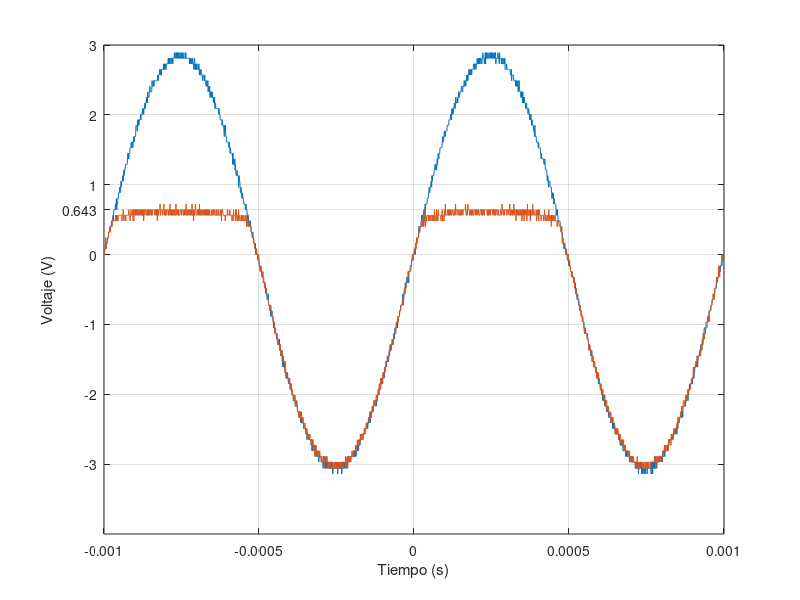

This chart was generated by the following MATLAB code:
t=[-1.00E-03
-9.99E-04
-9.98E-04
-9.97E-04
-9.96E-04
-9.95E-04
-9.94E-04
-9.93E-04
-9.92E-04
-9.91E-04
-9.90E-04
-9.89E-04
-9.88E-04
-9.87E-04
-9.86E-04
-9.85E-04
-9.84E-04
-9.83E-04
-9.82E-04
-9.81E-04
-9.80E-04
-9.79E-04
-9.78E-04
-9.77E-04
-9.76E-04
-9.75E-04
-9.74E-04
-9.73E-04
-9.72E-04
-9.71E-04
-9.70E-04
-9.69E-04
-9.68E-04
-9.67E-04
-9.66E-04
-9.65E-04
-9.64E-04
-9.63E-04
-9.62E-04
-9.61E-04
-9.60E-04
-9.59E-04
-9.58E-04
-9.57E-04
-9.56E-04
-9.55E-04
-9.54E-04
-9.53E-04
-9.52E-04
-9.51E-04
-9.50E-04
-9.49E-04
-9.48E-04
-9.47E-04
-9.46E-04
-9.45E-04
-9.44E-04
-9.43E-04
-9.42E-04
-9.41E-04
-9.40E-04
-9.39E-04
-9.38E-04
-9.37E-04
-9.36E-04
-9.35E-04
-9.34E-04
-9.33E-04
-9.32E-04
-9.31E-04
-9.30E-04
-9.29E-04
-9.28E-04
-9.27E-04
-9.26E-04
-9.25E-04
-9.24E-04
-9.23E-04
-9.22E-04
-9.21E-04
-9.20E-04
-9.19E-04
-9.18E-04
-9.17E-04
-9.16E-04
-9.15E-04
-9.14E-04
-9.13E-04
-9.12E-04
-9.11E-04
-9.10E-04
-9.09E-04
-9.08E-04
-9.07E-04
-9.06E-04
-9.05E-04
-9.04E-04
-9.03E-04
-9.02E-04
-9.01E-04
-9.00E-04
-8.99E-04
-8.98E-04
-8.97E-04
-8.96E-04
-8.95E-04
-8.94E-04
-8.93E-04
-8.92E-04
-8.91E-04
-8.90E-04
-8.89E-04
-8.88E-04
-8.87E-04
-8.86E-04
-8.85E-04
-8.84E-04
-8.83E-04
-8.82E-04
-8.81E-04
-8.80E-04
-8.79E-04
-8.78E-04
-8.77E-04
-8.76E-04
-8.75E-04
-8.74E-04
-8.73E-04
-8.72E-04
-8.71E-04
-8.70E-04
-8.69E-04
-8.68E-04
-8.67E-04
-8.66E-04
-8.65E-04
-8.64E-04
-8.63E-04
-8.62E-04
-8.61E-04
-8.60E-04
-8.59E-04
-8.58E-04
-8.57E-04
-8.56E-04
-8.55E-04
-8.54E-04
-8.53E-04
-8.52E-04
-8.51E-04
-8.50E-04
-8.49E-04
-8.48E-04
-8.47E-04
-8.46E-04
-8.45E-04
-8.44E-04
-8.43E-04
-8.42E-04
-8.41E-04
-8.40E-04
-8.39E-04
-8.38E-04
-8.37E-04
-8.36E-04
-8.35E-04
-8.34E-04
-8.33E-04
-8.32E-04
-8.31E-04
-8.30E-04
-8.29E-04
-8.28E-04
-8.27E-04
-8.26E-04
-8.25E-04
-8.24E-04
-8.23E-04
-8.22E-04
-8.21E-04
-8.20E-04
-8.19E-04
-8.18E-04
-8.17E-04
-8.16E-04
-8.15E-04
-8.14E-04
-8.13E-04
-8.12E-04
-8.11E-04
-8.10E-04
-8.09E-04
-8.08E-04
-8.07E-04
-8.06E-04
-8.05E-04
-8.04E-04
-8.03E-04
-8.02E-04
-8.01E-04
-8.00E-04
-7.99E-04
-7.98E-04
-7.97E-04
-7.96E-04
-7.95E-04
-7.94E-04
-7.93E-04
-7.92E-04
-7.91E-04
-7.90E-04
-7.89E-04
-7.88E-04
-7.87E-04
-7.86E-04
-7.85E-04
-7.84E-04
-7.83E-04
-7.82E-04
-7.81E-04
-7.80E-04
-7.79E-04
-7.78E-04
-7.77E-04
-7.76E-04
-7.75E-04
-7.74E-04
-7.73E-04
-7.72E-04
-7.71E-04
-7.70E-04
-7.69E-04
-7.68E-04
-7.67E-04
-7.66E-04
-7.65E-04
-7.64E-04
-7.63E-04
-7.62E-04
-7.61E-04
-7.60E-04
-7.59E-04
-7.58E-04
-7.57E-04
-7.56E-04
-7.55E-04
-7.54E-04
-7.53E-04
-7.52E-04
-7.51E-04
-7.50E-04
-7.49E-04
-7.48E-04
-7.47E-04
-7.46E-04
-7.45E-04
-7.44E-04
-7.43E-04
-7.42E-04
-7.41E-04
-7.40E-04
-7.39E-04
-7.38E-04
-7.37E-04
-7.36E-04
-7.35E-04
-7.34E-04
-7.33E-04
-7.32E-04
-7.31E-04
-7.30E-04
-7.29E-04
-7.28E-04
-7.27E-04
-7.26E-04
-7.25E-04
-7.24E-04
-7.23E-04
-7.22E-04
-7.21E-04
-7.20E-04
-7.19E-04
-7.18E-04
-7.17E-04
-7.16E-04
-7.15E-04
-7.14E-04
-7.13E-04
-7.12E-04
-7.11E-04
-7.10E-04
-7.09E-04
-7.08E-04
-7.07E-04
-7.06E-04
-7.05E-04
-7.04E-04
-7.03E-04
-7.02E-04
-7.01E-04
-7.00E-04
-6.99E-04
-6.98E-04
-6.97E-04
-6.96E-04
-6.95E-04
-6.94E-04
-6.93E-04
-6.92E-04
-6.91E-04
-6.90E-04
-6.89E-04
-6.88E-04
-6.87E-04
-6.86E-04
-6.85E-04
-6.84E-04
-6.83E-04
-6.82E-04
-6.81E-04
-6.80E-04
-6.79E-04
-6.78E-04
-6.77E-04
-6.76E-04
-6.75E-04
-6.74E-04
-6.73E-04
-6.72E-04
-6.71E-04
-6.70E-04
-6.69E-04
-6.68E-04
-6.67E-04
-6.66E-04
-6.65E-04
-6.64E-04
-6.63E-04
-6.62E-04
-6.61E-04
-6.60E-04
-6.59E-04
-6.58E-04
-6.57E-04
-6.56E-04
-6.55E-04
-6.54E-04
-6.53E-04
-6.52E-04
-6.51E-04
-6.50E-04
-6.49E-04
-6.48E-04
-6.47E-04
-6.46E-04
-6.45E-04
-6.44E-04
-6.43E-04
-6.42E-04
-6.41E-04
-6.40E-04
-6.39E-04
-6.38E-04
-6.37E-04
-6.36E-04
-6.35E-04
-6.34E-04
-6.33E-04
-6.32E-04
-6.31E-04
-6.30E-04
-6.29E-04
-6.28E-04
-6.27E-04
-6.26E-04
-6.25E-04
-6.24E-04
-6.23E-04
-6.22E-04
-6.21E-04
-6.20E-04
-6.19E-04
-6.18E-04
-6.17E-04
-6.16E-04
-6.15E-04
-6.14E-04
-6.13E-04
-6.12E-04
-6.11E-04
-6.10E-04
-6.09E-04
-6.08E-04
-6.07E-04
-6.06E-04
-6.05E-04
-6.04E-04
-6.03E-04
-6.02E-04
-6.01E-04
-6.00E-04
-5.99E-04
-5.98E-04
-5.97E-04
-5.96E-04
-5.95E-04
-5.94E-04
-5.93E-04
-5.92E-04
-5.91E-04
-5.90E-04
-5.89E-04
-5.88E-04
-5.87E-04
-5.86E-04
-5.85E-04
-5.84E-04
-5.83E-04
-5.82E-04
-5.81E-04
-5.80E-04
-5.79E-04
-5.78E-04
-5.77E-04
-5.76E-04
-5.75E-04
-5.74E-04
-5.73E-04
-5.72E-04
-5.71E-04
-5.70E-04
-5.69E-04
-5.68E-04
-5.67E-04
-5.66E-04
-5.65E-04
-5.64E-04
-5.63E-04
-5.62E-04
-5.61E-04
-5.60E-04
-5.59E-04
-5.58E-04
-5.57E-04
-5.56E-04
-5.55E-04
-5.54E-04
-5.53E-04
-5.52E-04
-5.51E-04
-5.50E-04
-5.49E-04
-5.48E-04
-5.47E-04
-5.46E-04
-5.45E-04
-5.44E-04
-5.43E-04
-5.42E-04
-5.41E-04
-5.40E-04
-5.39E-04
-5.38E-04
-5.37E-04
-5.36E-04
-5.35E-04
-5.34E-04
-5.33E-04
-5.32E-04
-5.31E-04
-5.30E-04
-5.29E-04
-5.28E-04
-5.27E-04
-5.26E-04
-5.25E-04
-5.24E-04
-5.23E-04
-5.22E-04
-5.21E-04
-5.20E-04
-5.19E-04
-5.18E-04
-5.17E-04
-5.16E-04
-5.15E-04
-5.14E-04
-5.13E-04
-5.12E-04
-5.11E-04
-5.10E-04
-5.09E-04
-5.08E-04
-5.07E-04
-5.06E-04
-5.05E-04
-5.04E-04
-5.03E-04
-5.02E-04
-5.01E-04
-5.00E-04
-4.99E-04
-4.98E-04
-4.97E-04
-4.96E-04
-4.95E-04
-4.94E-04
-4.93E-04
-4.92E-04
-4.91E-04
-4.90E-04
-4.89E-04
-4.88E-04
-4.87E-04
-4.86E-04
-4.85E-04
-4.84E-04
-4.83E-04
-4.82E-04
-4.81E-04
-4.80E-04
-4.79E-04
-4.78E-04
-4.77E-04
-4.76E-04
-4.75E-04
-4.74E-04
-4.73E-04
-4.72E-04
-4.71E-04
-4.70E-04
-4.69E-04
-4.68E-04
-4.67E-04
-4.66E-04
-4.65E-04
-4.64E-04
-4.63E-04
-4.62E-04
-4.61E-04
-4.60E-04
-4.59E-04
-4.58E-04
-4.57E-04
-4.56E-04
-4.55E-04
-4.54E-04
-4.53E-04
-4.52E-04
-4.51E-04
-4.50E-04
-4.49E-04
-4.48E-04
-4.47E-04
-4.46E-04
-4.45E-04
-4.44E-04
-4.43E-04
-4.42E-04
-4.41E-04
-4.40E-04
-4.39E-04
-4.38E-04
-4.37E-04
-4.36E-04
-4.35E-04
-4.34E-04
-4.33E-04
-4.32E-04
-4.31E-04
-4.30E-04
-4.29E-04
-4.28E-04
-4.27E-04
-4.26E-04
-4.25E-04
-4.24E-04
-4.23E-04
-4.22E-04
-4.21E-04
-4.20E-04
-4.19E-04
-4.18E-04
-4.17E-04
-4.16E-04
-4.15E-04
-4.14E-04
-4.13E-04
-4.12E-04
-4.11E-04
-4.10E-04
-4.09E-04
-4.08E-04
-4.07E-04
-4.06E-04
-4.05E-04
-4.04E-04
-4.03E-04
-4.02E-04
-4.01E-04
-4.00E-04
-3.99E-04
-3.98E-04
-3.97E-04
-3.96E-04
-3.95E-04
-3.94E-04
-3.93E-04
-3.92E-04
-3.91E-04
-3.90E-04
-3.89E-04
-3.88E-04
-3.87E-04
-3.86E-04
-3.85E-04
-3.84E-04
-3.83E-04
-3.82E-04
-3.81E-04
-3.80E-04
-3.79E-04
-3.78E-04
-3.77E-04
-3.76E-04
-3.75E-04
-3.74E-04
-3.73E-04
-3.72E-04
-3.71E-04
-3.70E-04
-3.69E-04
-3.68E-04
-3.67E-04
-3.66E-04
-3.65E-04
-3.64E-04
-3.63E-04
-3.62E-04
-3.61E-04
-3.60E-04
-3.59E-04
-3.58E-04
-3.57E-04
-3.56E-04
-3.55E-04
-3.54E-04
-3.53E-04
-3.52E-04
-3.51E-04
-3.50E-04
-3.49E-04
-3.48E-04
-3.47E-04
-3.46E-04
-3.45E-04
-3.44E-04
-3.43E-04
-3.42E-04
-3.41E-04
-3.40E-04
-3.39E-04
-3.38E-04
-3.37E-04
-3.36E-04
-3.35E-04
-3.34E-04
-3.33E-04
-3.32E-04
-3.31E-04
-3.30E-04
-3.29E-04
-3.28E-04
-3.27E-04
-3.26E-04
-3.25E-04
-3.24E-04
-3.23E-04
-3.22E-04
-3.21E-04
-3.20E-04
-3.19E-04
-3.18E-04
-3.17E-04
-3.16E-04
-3.15E-04
-3.14E-04
-3.13E-04
-3.12E-04
-3.11E-04
-3.10E-04
-3.09E-04
-3.08E-04
-3.07E-04
-3.06E-04
-3.05E-04
-3.04E-04
-3.03E-04
-3.02E-04
-3.01E-04
-3.00E-04
-2.99E-04
-2.98E-04
-2.97E-04
-2.96E-04
-2.95E-04
-2.94E-04
-2.93E-04
-2.92E-04
-2.91E-04
-2.90E-04
-2.89E-04
-2.88E-04
-2.87E-04
-2.86E-04
-2.85E-04
-2.84E-04
-2.83E-04
-2.82E-04
-2.81E-04
-2.80E-04
-2.79E-04
-2.78E-04
-2.77E-04
-2.76E-04
-2.75E-04
-2.74E-04
-2.73E-04
-2.72E-04
-2.71E-04
-2.70E-04
-2.69E-04
-2.68E-04
-2.67E-04
-2.66E-04
-2.65E-04
-2.64E-04
-2.63E-04
-2.62E-04
-2.61E-04
-2.60E-04
-2.59E-04
-2.58E-04
-2.57E-04
-2.56E-04
-2.55E-04
-2.54E-04
-2.53E-04
-2.52E-04
-2.51E-04
-2.50E-04
-2.49E-04
-2.48E-04
-2.47E-04
-2.46E-04
-2.45E-04
-2.44E-04
-2.43E-04
-2.42E-04
-2.41E-04
-2.40E-04
-2.39E-04
-2.38E-04
-2.37E-04
-2.36E-04
-2.35E-04
-2.34E-04
-2.33E-04
-2.32E-04
-2.31E-04
-2.30E-04
-2.29E-04
-2.28E-04
-2.27E-04
-2.26E-04
-2.25E-04
-2.24E-04
-2.23E-04
-2.22E-04
-2.21E-04
-2.20E-04
-2.19E-04
-2.18E-04
-2.17E-04
-2.16E-04
-2.15E-04
-2.14E-04
-2.13E-04
-2.12E-04
-2.11E-04
-2.10E-04
-2.09E-04
-2.08E-04
-2.07E-04
-2.06E-04
-2.05E-04
-2.04E-04
-2.03E-04
-2.02E-04
-2.01E-04
-2.00E-04
-1.99E-04
-1.98E-04
-1.97E-04
-1.96E-04
-1.95E-04
-1.94E-04
-1.93E-04
-1.92E-04
-1.91E-04
-1.90E-04
-1.89E-04
-1.88E-04
-1.87E-04
-1.86E-04
-1.85E-04
-1.84E-04
-1.83E-04
-1.82E-04
-1.81E-04
-1.80E-04
-1.79E-04
-1.78E-04
-1.77E-04
-1.76E-04
-1.75E-04
-1.74E-04
-1.73E-04
-1.72E-04
-1.71E-04
-1.70E-04
-1.69E-04
-1.68E-04
-1.67E-04
-1.66E-04
-1.65E-04
-1.64E-04
-1.63E-04
-1.62E-04
-1.61E-04
-1.60E-04
-1.59E-04
-1.58E-04
-1.57E-04
-1.56E-04
-1.55E-04
-1.54E-04
-1.53E-04
-1.52E-04
-1.51E-04
-1.50E-04
-1.49E-04
-1.48E-04
-1.47E-04
-1.46E-04
-1.45E-04
-1.44E-04
-1.43E-04
-1.42E-04
-1.41E-04
-1.40E-04
-1.39E-04
-1.38E-04
-1.37E-04
-1.36E-04
-1.35E-04
-1.34E-04
-1.33E-04
-1.32E-04
-1.31E-04
-1.30E-04
-1.29E-04
-1.28E-04
-1.27E-04
-1.26E-04
-1.25E-04
-1.24E-04
-1.23E-04
-1.22E-04
-1.21E-04
-1.20E-04
-1.19E-04
-1.18E-04
-1.17E-04
-1.16E-04
-1.15E-04
-1.14E-04
-1.13E-04
-1.12E-04
-1.11E-04
-1.10E-04
-1.09E-04
-1.08E-04
-1.07E-04
-1.06E-04
-1.05E-04
-1.04E-04
-1.03E-04
-1.02E-04
-1.01E-04
-1.00E-04
-9.90E-05
-9.80E-05
-9.70E-05
-9.60E-05
-9.50E-05
-9.40E-05
-9.30E-05
-9.20E-05
-9.10E-05
-9.00E-05
-8.90E-05
-8.80E-05
-8.70E-05
-8.60E-05
-8.50E-05
-8.40E-05
-8.30E-05
-8.20E-05
-8.10E-05
-8.00E-05
-7.90E-05
-7.80E-05
-7.70E-05
-7.60E-05
-7.50E-05
-7.40E-05
-7.30E-05
-7.20E-05
-7.10E-05
-7.00E-05
-6.90E-05
-6.80E-05
-6.70E-05
-6.60E-05
-6.50E-05
-6.40E-05
-6.30E-05
-6.20E-05
-6.10E-05
-6.00E-05
-5.90E-05
-5.80E-05
-5.70E-05
-5.60E-05
-5.50E-05
-5.40E-05
-5.30E-05
-5.20E-05
-5.10E-05
-5.00E-05
-4.90E-05
-4.80E-05
-4.70E-05
-4.60E-05
-4.50E-05
-4.40E-05
-4.30E-05
-4.20E-05
-4.10E-05
-4.00E-05
-3.90E-05
-3.80E-05
-3.70E-05
-3.60E-05
-3.50E-05
-3.40E-05
-3.30E-05
-3.20E-05
-3.10E-05
-3.00E-05
-2.90E-05
-2.80E-05
-2.70E-05
-2.60E-05
-2.50E-05
-2.40E-05
-2.30E-05
-2.20E-05
-2.10E-05
-2.00E-05
-1.90E-05
-1.80E-05
-1.70E-05
-1.60E-05
-1.50E-05
-1.40E-05
-1.30E-05
-1.20E-05
-1.10E-05
-1.00E-05
-9.00E-06
-8.00E-06
-7.00E-06
-6.00E-06
-5.00E-06
-4.00E-06
-3.00E-06
-2.00E-06
-1.00E-06
0.00E+00
1.00E-06
2.00E-06
3.00E-06
4.00E-06
5.00E-06
6.00E-06
7.00E-06
8.00E-06
9.00E-06
1.00E-05
1.10E-05
1.20E-05
1.30E-05
1.40E-05
1.50E-05
1.60E-05
1.70E-05
1.80E-05
1.90E-05
2.00E-05
2.10E-05
2.20E-05
2.30E-05
2.40E-05
2.50E-05
2.60E-05
2.70E-05
2.80E-05
2.90E-05
3.00E-05
3.10E-05
3.20E-05
3.30E-05
3.40E-05
3.50E-05
3.60E-05
3.70E-05
3.80E-05
3.90E-05
4.00E-05
4.10E-05
4.20E-05
4.30E-05
4.40E-05
4.50E-05
4.60E-05
4.70E-05
4.80E-05
4.90E-05
5.00E-05
5.10E-05
5.20E-05
5.30E-05
5.40E-05
5.50E-05
5.60E-05
5.70E-05
5.80E-05
5.90E-05
6.00E-05
6.10E-05
6.20E-05
6.30E-05
6.40E-05
6.50E-05
6.60E-05
6.70E-05
6.80E-05
6.90E-05
7.00E-05
7.10E-05
7.20E-05
7.30E-05
7.40E-05
7.50E-05
7.60E-05
7.70E-05
7.80E-05
7.90E-05
8.00E-05
8.10E-05
8.20E-05
8.30E-05
8.40E-05
8.50E-05
8.60E-05
8.70E-05
8.80E-05
8.90E-05
9.00E-05
9.10E-05
9.20E-05
9.30E-05
9.40E-05
9.50E-05
9.60E-05
9.70E-05
9.80E-05
9.90E-05
1.00E-04
1.01E-04
1.02E-04
1.03E-04
1.04E-04
1.05E-04
1.06E-04
1.07E-04
1.08E-04
1.09E-04
1.10E-04
1.11E-04
1.12E-04
1.13E-04
1.14E-04
1.15E-04
1.16E-04
1.17E-04
1.18E-04
1.19E-04
1.20E-04
1.21E-04
1.22E-04
1.23E-04
1.24E-04
1.25E-04
1.26E-04
1.27E-04
1.28E-04
1.29E-04
1.30E-04
1.31E-04
1.32E-04
1.33E-04
1.34E-04
1.35E-04
1.36E-04
1.37E-04
1.38E-04
1.39E-04
1.40E-04
1.41E-04
1.42E-04
1.43E-04
1.44E-04
1.45E-04
1.46E-04
1.47E-04
1.48E-04
1.49E-04
1.50E-04
1.51E-04
1.52E-04
1.53E-04
1.54E-04
1.55E-04
1.56E-04
1.57E-04
1.58E-04
1.59E-04
1.60E-04
1.61E-04
1.62E-04
1.63E-04
1.64E-04
1.65E-04
1.66E-04
1.67E-04
1.68E-04
1.69E-04
1.70E-04
1.71E-04
1.72E-04
1.73E-04
1.74E-04
1.75E-04
1.76E-04
1.77E-04
1.78E-04
1.79E-04
1.80E-04
1.81E-04
1.82E-04
1.83E-04
1.84E-04
1.85E-04
1.86E-04
1.87E-04
1.88E-04
1.89E-04
1.90E-04
1.91E-04
1.92E-04
1.93E-04
1.94E-04
1.95E-04
1.96E-04
1.97E-04
1.98E-04
1.99E-04
2.00E-04
2.01E-04
2.02E-04
2.03E-04
2.04E-04
2.05E-04
2.06E-04
2.07E-04
2.08E-04
2.09E-04
2.10E-04
2.11E-04
2.12E-04
2.13E-04
2.14E-04
2.15E-04
2.16E-04
2.17E-04
2.18E-04
2.19E-04
2.20E-04
2.21E-04
2.22E-04
2.23E-04
2.24E-04
2.25E-04
2.26E-04
2.27E-04
2.28E-04
2.29E-04
2.30E-04
2.31E-04
2.32E-04
2.33E-04
2.34E-04
2.35E-04
2.36E-04
2.37E-04
2.38E-04
2.39E-04
2.40E-04
2.41E-04
2.42E-04
2.43E-04
2.44E-04
2.45E-04
2.46E-04
2.47E-04
2.48E-04
2.49E-04
2.50E-04
2.51E-04
2.52E-04
2.53E-04
2.54E-04
2.55E-04
2.56E-04
2.57E-04
2.58E-04
2.59E-04
2.60E-04
2.61E-04
2.62E-04
2.63E-04
2.64E-04
2.65E-04
2.66E-04
2.67E-04
2.68E-04
2.69E-04
2.70E-04
2.71E-04
2.72E-04
2.73E-04
2.74E-04
2.75E-04
2.76E-04
2.77E-04
2.78E-04
2.79E-04
2.80E-04
2.81E-04
2.82E-04
2.83E-04
2.84E-04
2.85E-04
2.86E-04
2.87E-04
2.88E-04
2.89E-04
2.90E-04
2.91E-04
2.92E-04
2.93E-04
2.94E-04
2.95E-04
2.96E-04
2.97E-04
2.98E-04
2.99E-04
3.00E-04
3.01E-04
3.02E-04
3.03E-04
3.04E-04
3.05E-04
3.06E-04
3.07E-04
3.08E-04
3.09E-04
3.10E-04
3.11E-04
3.12E-04
3.13E-04
3.14E-04
3.15E-04
3.16E-04
3.17E-04
3.18E-04
3.19E-04
3.20E-04
3.21E-04
3.22E-04
3.23E-04
3.24E-04
3.25E-04
3.26E-04
3.27E-04
3.28E-04
3.29E-04
3.30E-04
3.31E-04
3.32E-04
3.33E-04
3.34E-04
3.35E-04
3.36E-04
3.37E-04
3.38E-04
3.39E-04
3.40E-04
3.41E-04
3.42E-04
3.43E-04
3.44E-04
3.45E-04
3.46E-04
3.47E-04
3.48E-04
3.49E-04
3.50E-04
3.51E-04
3.52E-04
3.53E-04
3.54E-04
3.55E-04
3.56E-04
3.57E-04
3.58E-04
3.59E-04
3.60E-04
3.61E-04
3.62E-04
3.63E-04
3.64E-04
3.65E-04
3.66E-04
3.67E-04
3.68E-04
3.69E-04
3.70E-04
3.71E-04
3.72E-04
3.73E-04
3.74E-04
3.75E-04
3.76E-04
3.77E-04
3.78E-04
3.79E-04
3.80E-04
3.81E-04
3.82E-04
3.83E-04
3.84E-04
3.85E-04
3.86E-04
3.87E-04
3.88E-04
3.89E-04
3.90E-04
3.91E-04
3.92E-04
3.93E-04
3.94E-04
3.95E-04
3.96E-04
3.97E-04
3.98E-04
3.99E-04
4.00E-04
4.01E-04
4.02E-04
4.03E-04
4.04E-04
4.05E-04
4.06E-04
4.07E-04
4.08E-04
4.09E-04
4.10E-04
4.11E-04
4.12E-04
4.13E-04
4.14E-04
4.15E-04
4.16E-04
4.17E-04
4.18E-04
4.19E-04
4.20E-04
4.21E-04
4.22E-04
4.23E-04
4.24E-04
4.25E-04
4.26E-04
4.27E-04
4.28E-04
4.29E-04
4.30E-04
4.31E-04
4.32E-04
4.33E-04
4.34E-04
4.35E-04
4.36E-04
4.37E-04
4.38E-04
4.39E-04
4.40E-04
4.41E-04
4.42E-04
4.43E-04
4.44E-04
4.45E-04
4.46E-04
4.47E-04
4.48E-04
4.49E-04
4.50E-04
4.51E-04
4.52E-04
4.53E-04
4.54E-04
4.55E-04
4.56E-04
4.57E-04
4.58E-04
4.59E-04
4.60E-04
4.61E-04
4.62E-04
4.63E-04
4.64E-04
4.65E-04
4.66E-04
4.67E-04
4.68E-04
4.69E-04
4.70E-04
4.71E-04
4.72E-04
4.73E-04
4.74E-04
4.75E-04
4.76E-04
4.77E-04
4.78E-04
4.79E-04
4.80E-04
4.81E-04
4.82E-04
4.83E-04
4.84E-04
4.85E-04
4.86E-04
4.87E-04
4.88E-04
4.89E-04
4.90E-04
4.91E-04
4.92E-04
4.93E-04
4.94E-04
4.95E-04
4.96E-04
4.97E-04
4.98E-04
4.99E-04
5.00E-04
5.01E-04
5.02E-04
5.03E-04
5.04E-04
5.05E-04
5.06E-04
5.07E-04
5.08E-04
5.09E-04
5.10E-04
5.11E-04
5.12E-04
5.13E-04
5.14E-04
5.15E-04
5.16E-04
5.17E-04
5.18E-04
5.19E-04
5.20E-04
5.21E-04
5.22E-04
5.23E-04
5.24E-04
5.25E-04
5.26E-04
5.27E-04
5.28E-04
5.29E-04
5.30E-04
5.31E-04
5.32E-04
5.33E-04
5.34E-04
5.35E-04
5.36E-04
5.37E-04
5.38E-04
5.39E-04
5.40E-04
5.41E-04
5.42E-04
5.43E-04
5.44E-04
5.45E-04
5.46E-04
5.47E-04
5.48E-04
5.49E-04
5.50E-04
5.51E-04
5.52E-04
5.53E-04
5.54E-04
5.55E-04
5.56E-04
5.57E-04
5.58E-04
5.59E-04
5.60E-04
5.61E-04
5.62E-04
5.63E-04
5.64E-04
5.65E-04
5.66E-04
5.67E-04
5.68E-04
5.69E-04
5.70E-04
5.71E-04
5.72E-04
5.73E-04
5.74E-04
5.75E-04
5.76E-04
5.77E-04
5.78E-04
5.79E-04
5.80E-04
5.81E-04
5.82E-04
5.83E-04
5.84E-04
5.85E-04
5.86E-04
5.87E-04
5.88E-04
5.89E-04
5.90E-04
5.91E-04
5.92E-04
5.93E-04
5.94E-04
5.95E-04
5.96E-04
5.97E-04
5.98E-04
5.99E-04
6.00E-04
6.01E-04
6.02E-04
6.03E-04
6.04E-04
6.05E-04
6.06E-04
6.07E-04
6.08E-04
6.09E-04
6.10E-04
6.11E-04
6.12E-04
6.13E-04
6.14E-04
6.15E-04
6.16E-04
6.17E-04
6.18E-04
6.19E-04
6.20E-04
6.21E-04
6.22E-04
6.23E-04
6.24E-04
6.25E-04
6.26E-04
6.27E-04
6.28E-04
6.29E-04
6.30E-04
6.31E-04
6.32E-04
6.33E-04
6.34E-04
6.35E-04
6.36E-04
6.37E-04
6.38E-04
6.39E-04
6.40E-04
6.41E-04
6.42E-04
6.43E-04
6.44E-04
6.45E-04
6.46E-04
6.47E-04
6.48E-04
6.49E-04
6.50E-04
6.51E-04
6.52E-04
6.53E-04
6.54E-04
6.55E-04
6.56E-04
6.57E-04
6.58E-04
6.59E-04
6.60E-04
6.61E-04
6.62E-04
6.63E-04
6.64E-04
6.65E-04
6.66E-04
6.67E-04
6.68E-04
6.69E-04
6.70E-04
6.71E-04
6.72E-04
6.73E-04
6.74E-04
6.75E-04
6.76E-04
6.77E-04
6.78E-04
6.79E-04
6.80E-04
6.81E-04
6.82E-04
6.83E-04
6.84E-04
6.85E-04
6.86E-04
6.87E-04
6.88E-04
6.89E-04
6.90E-04
6.91E-04
6.92E-04
6.93E-04
6.94E-04
6.95E-04
6.96E-04
6.97E-04
6.98E-04
6.99E-04
7.00E-04
7.01E-04
7.02E-04
7.03E-04
7.04E-04
7.05E-04
7.06E-04
7.07E-04
7.08E-04
7.09E-04
7.10E-04
7.11E-04
7.12E-04
7.13E-04
7.14E-04
7.15E-04
7.16E-04
7.17E-04
7.18E-04
7.19E-04
7.20E-04
7.21E-04
7.22E-04
7.23E-04
7.24E-04
7.25E-04
7.26E-04
7.27E-04
7.28E-04
7.29E-04
7.30E-04
7.31E-04
7.32E-04
7.33E-04
7.34E-04
7.35E-04
7.36E-04
7.37E-04
7.38E-04
7.39E-04
7.40E-04
7.41E-04
7.42E-04
7.43E-04
7.44E-04
7.45E-04
7.46E-04
7.47E-04
7.48E-04
7.49E-04
7.50E-04
7.51E-04
7.52E-04
7.53E-04
7.54E-04
7.55E-04
7.56E-04
7.57E-04
7.58E-04
7.59E-04
7.60E-04
7.61E-04
7.62E-04
7.63E-04
7.64E-04
7.65E-04
7.66E-04
7.67E-04
7.68E-04
7.69E-04
7.70E-04
7.71E-04
7.72E-04
7.73E-04
7.74E-04
7.75E-04
7.76E-04
7.77E-04
7.78E-04
7.79E-04
7.80E-04
7.81E-04
7.82E-04
7.83E-04
7.84E-04
7.85E-04
7.86E-04
7.87E-04
7.88E-04
7.89E-04
7.90E-04
7.91E-04
7.92E-04
7.93E-04
7.94E-04
7.95E-04
7.96E-04
7.97E-04
7.98E-04
7.99E-04
8.00E-04
8.01E-04
8.02E-04
8.03E-04
8.04E-04
8.05E-04
8.06E-04
8.07E-04
8.08E-04
8.09E-04
8.10E-04
8.11E-04
8.12E-04
8.13E-04
8.14E-04
8.15E-04
8.16E-04
8.17E-04
8.18E-04
8.19E-04
8.20E-04
8.21E-04
8.22E-04
8.23E-04
8.24E-04
8.25E-04
8.26E-04
8.27E-04
8.28E-04
8.29E-04
8.30E-04
8.31E-04
8.32E-04
8.33E-04
8.34E-04
8.35E-04
8.36E-04
8.37E-04
8.38E-04
8.39E-04
8.40E-04
8.41E-04
8.42E-04
8.43E-04
8.44E-04
8.45E-04
8.46E-04
8.47E-04
8.48E-04
8.49E-04
8.50E-04
8.51E-04
8.52E-04
8.53E-04
8.54E-04
8.55E-04
8.56E-04
8.57E-04
8.58E-04
8.59E-04
8.60E-04
8.61E-04
8.62E-04
8.63E-04
8.64E-04
8.65E-04
8.66E-04
8.67E-04
8.68E-04
8.69E-04
8.70E-04
8.71E-04
8.72E-04
8.73E-04
8.74E-04
8.75E-04
8.76E-04
8.77E-04
8.78E-04
8.79E-04
8.80E-04
8.81E-04
8.82E-04
8.83E-04
8.84E-04
8.85E-04
8.86E-04
8.87E-04
8.88E-04
8.89E-04
8.90E-04
8.91E-04
8.92E-04
8.93E-04
8.94E-04
8.95E-04
8.96E-04
8.97E-04
8.98E-04
8.99E-04
9.00E-04
9.01E-04
9.02E-04
9.03E-04
9.04E-04
9.05E-04
9.06E-04
9.07E-04
9.08E-04
9.09E-04
9.10E-04
9.11E-04
9.12E-04
9.13E-04
9.14E-04
9.15E-04
9.16E-04
9.17E-04
9.18E-04
9.19E-04
9.20E-04
9.21E-04
9.22E-04
9.23E-04
9.24E-04
9.25E-04
9.26E-04
9.27E-04
9.28E-04
9.29E-04
9.30E-04
9.31E-04
9.32E-04
9.33E-04
9.34E-04
9.35E-04
9.36E-04
9.37E-04
9.38E-04
9.39E-04
9.40E-04
9.41E-04
9.42E-04
9.43E-04
9.44E-04
9.45E-04
9.46E-04
9.47E-04
9.48E-04
9.49E-04
9.50E-04
9.51E-04
9.52E-04
9.53E-04
9.54E-04
9.55E-04
9.56E-04
9.57E-04
9.58E-04
9.59E-04
9.60E-04
9.61E-04
9.62E-04
9.63E-04
9.64E-04
9.65E-04
9.66E-04
9.67E-04
9.68E-04
9.69E-04
9.70E-04
9.71E-04
9.72E-04
9.73E-04
9.74E-04
9.75E-04
9.76E-04
9.77E-04
9.78E-04
9.79E-04
9.80E-04
9.81E-04
9.82E-04
9.83E-04
9.84E-04
9.85E-04
9.86E-04
9.87E-04
9.88E-04
9.89E-04
9.90E-04
9.91E-04
9.92E-04
9.93E-04
9.94E-04
9.95E-04
9.96E-04
9.97E-04
9.98E-04
9.99E-04];
x=[0.00E+00
0.00E+00
8.04E-02
8.04E-02
8.04E-02
1.61E-01
8.04E-02
8.04E-02
1.61E-01
1.61E-01
1.61E-01
2.41E-01
2.41E-01
2.41E-01
2.41E-01
3.22E-01
3.22E-01
3.22E-01
3.22E-01
3.22E-01
4.02E-01
4.02E-01
4.02E-01
4.02E-01
4.82E-01
4.82E-01
4.82E-01
4.82E-01
4.82E-01
5.63E-01
4.82E-01
5.63E-01
6.43E-01
6.43E-01
6.43E-01
6.43E-01
6.43E-01
7.24E-01
6.43E-01
7.24E-01
8.04E-01
6.43E-01
7.24E-01
7.24E-01
7.24E-01
8.04E-01
8.04E-01
8.84E-01
8.84E-01
8.84E-01
8.84E-01
9.65E-01
8.84E-01
9.65E-01
9.65E-01
1.05E+00
9.65E-01
1.05E+00
1.05E+00
1.05E+00
1.13E+00
1.05E+00
1.05E+00
1.13E+00
1.21E+00
1.13E+00
1.21E+00
1.21E+00
1.21E+00
1.29E+00
1.29E+00
1.29E+00
1.29E+00
1.29E+00
1.29E+00
1.29E+00
1.37E+00
1.45E+00
1.37E+00
1.45E+00
1.37E+00
1.45E+00
1.45E+00
1.45E+00
1.53E+00
1.53E+00
1.53E+00
1.53E+00
1.61E+00
1.53E+00
1.61E+00
1.61E+00
1.61E+00
1.53E+00
1.61E+00
1.61E+00
1.69E+00
1.69E+00
1.61E+00
1.69E+00
1.69E+00
1.69E+00
1.69E+00
1.85E+00
1.85E+00
1.85E+00
1.85E+00
1.77E+00
1.77E+00
1.93E+00
1.85E+00
1.93E+00
1.85E+00
1.85E+00
1.93E+00
1.93E+00
1.93E+00
1.93E+00
2.01E+00
1.93E+00
2.01E+00
2.01E+00
2.01E+00
2.01E+00
2.09E+00
2.09E+00
2.01E+00
2.09E+00
2.01E+00
2.09E+00
2.09E+00
2.09E+00
2.17E+00
2.09E+00
2.17E+00
2.17E+00
2.17E+00
2.25E+00
2.17E+00
2.25E+00
2.17E+00
2.33E+00
2.25E+00
2.25E+00
2.25E+00
2.25E+00
2.33E+00
2.33E+00
2.41E+00
2.33E+00
2.33E+00
2.33E+00
2.33E+00
2.33E+00
2.33E+00
2.49E+00
2.41E+00
2.41E+00
2.41E+00
2.41E+00
2.49E+00
2.41E+00
2.49E+00
2.49E+00
2.49E+00
2.49E+00
2.49E+00
2.49E+00
2.49E+00
2.49E+00
2.49E+00
2.49E+00
2.49E+00
2.57E+00
2.57E+00
2.49E+00
2.57E+00
2.57E+00
2.57E+00
2.65E+00
2.65E+00
2.57E+00
2.57E+00
2.65E+00
2.57E+00
2.57E+00
2.65E+00
2.65E+00
2.65E+00
2.65E+00
2.65E+00
2.65E+00
2.73E+00
2.65E+00
2.65E+00
2.73E+00
2.65E+00
2.65E+00
2.73E+00
2.73E+00
2.65E+00
2.73E+00
2.73E+00
2.73E+00
2.73E+00
2.73E+00
2.73E+00
2.81E+00
2.81E+00
2.73E+00
2.81E+00
2.81E+00
2.73E+00
2.81E+00
2.81E+00
2.81E+00
2.73E+00
2.73E+00
2.81E+00
2.81E+00
2.81E+00
2.81E+00
2.73E+00
2.81E+00
2.81E+00
2.81E+00
2.81E+00
2.89E+00
2.89E+00
2.81E+00
2.81E+00
2.81E+00
2.89E+00
2.81E+00
2.89E+00
2.89E+00
2.81E+00
2.89E+00
2.81E+00
2.81E+00
2.81E+00
2.89E+00
2.81E+00
2.81E+00
2.81E+00
2.89E+00
2.81E+00
2.81E+00
2.81E+00
2.89E+00
2.81E+00
2.81E+00
2.81E+00
2.89E+00
2.81E+00
2.89E+00
2.81E+00
2.81E+00
2.81E+00
2.81E+00
2.81E+00
2.81E+00
2.89E+00
2.81E+00
2.89E+00
2.81E+00
2.81E+00
2.81E+00
2.81E+00
2.81E+00
2.81E+00
2.81E+00
2.81E+00
2.81E+00
2.81E+00
2.81E+00
2.73E+00
2.81E+00
2.73E+00
2.81E+00
2.81E+00
2.73E+00
2.81E+00
2.81E+00
2.73E+00
2.73E+00
2.81E+00
2.73E+00
2.73E+00
2.73E+00
2.65E+00
2.73E+00
2.81E+00
2.73E+00
2.65E+00
2.73E+00
2.65E+00
2.73E+00
2.65E+00
2.73E+00
2.73E+00
2.65E+00
2.65E+00
2.65E+00
2.65E+00
2.65E+00
2.73E+00
2.65E+00
2.57E+00
2.65E+00
2.65E+00
2.57E+00
2.57E+00
2.65E+00
2.57E+00
2.57E+00
2.57E+00
2.57E+00
2.49E+00
2.49E+00
2.57E+00
2.57E+00
2.57E+00
2.57E+00
2.49E+00
2.57E+00
2.49E+00
2.49E+00
2.49E+00
2.41E+00
2.41E+00
2.49E+00
2.41E+00
2.41E+00
2.41E+00
2.49E+00
2.33E+00
2.41E+00
2.41E+00
2.33E+00
2.33E+00
2.41E+00
2.25E+00
2.33E+00
2.33E+00
2.25E+00
2.25E+00
2.33E+00
2.25E+00
2.33E+00
2.25E+00
2.25E+00
2.25E+00
2.17E+00
2.25E+00
2.17E+00
2.17E+00
2.25E+00
2.09E+00
2.17E+00
2.17E+00
2.09E+00
2.09E+00
2.09E+00
2.09E+00
2.09E+00
2.09E+00
2.09E+00
2.09E+00
2.09E+00
2.01E+00
2.09E+00
2.01E+00
2.01E+00
2.01E+00
1.93E+00
1.93E+00
1.93E+00
1.93E+00
1.93E+00
1.93E+00
1.85E+00
1.93E+00
1.85E+00
1.85E+00
1.85E+00
1.85E+00
1.77E+00
1.69E+00
1.85E+00
1.77E+00
1.85E+00
1.77E+00
1.69E+00
1.69E+00
1.69E+00
1.61E+00
1.61E+00
1.61E+00
1.61E+00
1.61E+00
1.61E+00
1.61E+00
1.53E+00
1.61E+00
1.53E+00
1.53E+00
1.45E+00
1.53E+00
1.45E+00
1.45E+00
1.45E+00
1.45E+00
1.45E+00
1.45E+00
1.29E+00
1.45E+00
1.29E+00
1.37E+00
1.29E+00
1.29E+00
1.29E+00
1.37E+00
1.21E+00
1.29E+00
1.21E+00
1.13E+00
1.13E+00
1.13E+00
1.21E+00
1.13E+00
1.13E+00
1.13E+00
1.13E+00
9.65E-01
1.05E+00
1.13E+00
1.05E+00
1.05E+00
9.65E-01
8.84E-01
8.84E-01
9.65E-01
8.84E-01
8.84E-01
8.04E-01
8.04E-01
8.84E-01
8.04E-01
8.04E-01
8.04E-01
7.24E-01
7.24E-01
7.24E-01
7.24E-01
7.24E-01
6.43E-01
6.43E-01
7.24E-01
6.43E-01
6.43E-01
6.43E-01
5.63E-01
5.63E-01
4.82E-01
5.63E-01
4.82E-01
4.82E-01
4.82E-01
4.82E-01
4.02E-01
4.82E-01
4.82E-01
4.02E-01
4.02E-01
3.22E-01
3.22E-01
3.22E-01
3.22E-01
2.41E-01
3.22E-01
2.41E-01
2.41E-01
1.61E-01
1.61E-01
1.61E-01
1.61E-01
8.04E-02
1.61E-01
8.04E-02
0.00E+00
8.04E-02
8.04E-02
0.00E+00
0.00E+00
0.00E+00
-8.04E-02
-8.04E-02
-8.04E-02
-8.04E-02
-8.04E-02
-1.61E-01
-1.61E-01
-1.61E-01
-2.41E-01
-2.41E-01
-2.41E-01
-2.41E-01
-2.41E-01
-3.22E-01
-3.22E-01
-3.22E-01
-3.22E-01
-3.22E-01
-3.22E-01
-4.02E-01
-4.02E-01
-4.02E-01
-4.02E-01
-4.02E-01
-4.82E-01
-4.82E-01
-5.63E-01
-4.82E-01
-5.63E-01
-5.63E-01
-6.43E-01
-6.43E-01
-6.43E-01
-6.43E-01
-5.63E-01
-7.24E-01
-7.24E-01
-7.24E-01
-7.24E-01
-8.04E-01
-7.24E-01
-7.24E-01
-8.84E-01
-8.04E-01
-8.84E-01
-8.04E-01
-8.04E-01
-8.84E-01
-8.84E-01
-8.84E-01
-9.65E-01
-1.05E+00
-9.65E-01
-9.65E-01
-1.05E+00
-1.05E+00
-1.05E+00
-1.13E+00
-1.13E+00
-1.13E+00
-1.13E+00
-1.21E+00
-1.13E+00
-1.21E+00
-1.21E+00
-1.29E+00
-1.29E+00
-1.29E+00
-1.21E+00
-1.29E+00
-1.21E+00
-1.37E+00
-1.29E+00
-1.29E+00
-1.45E+00
-1.37E+00
-1.45E+00
-1.45E+00
-1.37E+00
-1.53E+00
-1.45E+00
-1.61E+00
-1.53E+00
-1.61E+00
-1.53E+00
-1.53E+00
-1.61E+00
-1.61E+00
-1.61E+00
-1.61E+00
-1.69E+00
-1.77E+00
-1.77E+00
-1.77E+00
-1.69E+00
-1.77E+00
-1.69E+00
-1.77E+00
-1.77E+00
-1.85E+00
-1.77E+00
-1.85E+00
-1.77E+00
-1.85E+00
-1.85E+00
-1.85E+00
-1.93E+00
-1.85E+00
-1.93E+00
-1.93E+00
-2.01E+00
-2.01E+00
-2.01E+00
-2.01E+00
-2.01E+00
-2.09E+00
-2.01E+00
-2.09E+00
-2.09E+00
-2.09E+00
-2.09E+00
-2.17E+00
-2.09E+00
-2.17E+00
-2.17E+00
-2.17E+00
-2.17E+00
-2.17E+00
-2.25E+00
-2.25E+00
-2.25E+00
-2.25E+00
-2.25E+00
-2.33E+00
-2.25E+00
-2.33E+00
-2.25E+00
-2.25E+00
-2.33E+00
-2.41E+00
-2.33E+00
-2.41E+00
-2.41E+00
-2.41E+00
-2.41E+00
-2.41E+00
-2.41E+00
-2.41E+00
-2.49E+00
-2.49E+00
-2.49E+00
-2.49E+00
-2.49E+00
-2.49E+00
-2.49E+00
-2.49E+00
-2.57E+00
-2.49E+00
-2.57E+00
-2.65E+00
-2.57E+00
-2.57E+00
-2.57E+00
-2.57E+00
-2.65E+00
-2.65E+00
-2.65E+00
-2.65E+00
-2.65E+00
-2.65E+00
-2.65E+00
-2.65E+00
-2.65E+00
-2.73E+00
-2.65E+00
-2.81E+00
-2.65E+00
-2.73E+00
-2.81E+00
-2.81E+00
-2.73E+00
-2.73E+00
-2.81E+00
-2.73E+00
-2.73E+00
-2.81E+00
-2.81E+00
-2.81E+00
-2.81E+00
-2.89E+00
-2.81E+00
-2.89E+00
-2.81E+00
-2.89E+00
-2.81E+00
-2.89E+00
-2.89E+00
-2.97E+00
-2.89E+00
-2.89E+00
-2.89E+00
-2.89E+00
-2.89E+00
-2.89E+00
-2.89E+00
-2.97E+00
-2.97E+00
-2.97E+00
-2.97E+00
-2.97E+00
-2.97E+00
-3.06E+00
-2.89E+00
-2.97E+00
-2.97E+00
-2.89E+00
-2.97E+00
-2.97E+00
-2.97E+00
-3.06E+00
-2.97E+00
-3.06E+00
-2.97E+00
-2.89E+00
-2.97E+00
-3.06E+00
-3.06E+00
-2.97E+00
-2.97E+00
-2.97E+00
-3.06E+00
-3.06E+00
-3.06E+00
-3.06E+00
-2.97E+00
-3.06E+00
-3.06E+00
-3.06E+00
-2.97E+00
-3.06E+00
-3.06E+00
-3.06E+00
-3.14E+00
-3.06E+00
-3.06E+00
-3.06E+00
-3.06E+00
-3.06E+00
-2.97E+00
-3.06E+00
-3.06E+00
-3.06E+00
-3.06E+00
-3.06E+00
-2.97E+00
-3.06E+00
-2.97E+00
-3.06E+00
-3.14E+00
-2.97E+00
-2.97E+00
-3.06E+00
-3.06E+00
-3.06E+00
-2.97E+00
-3.06E+00
-3.06E+00
-3.06E+00
-3.06E+00
-2.97E+00
-3.06E+00
-3.14E+00
-3.06E+00
-3.06E+00
-2.97E+00
-3.06E+00
-2.97E+00
-2.97E+00
-2.97E+00
-3.06E+00
-2.97E+00
-3.06E+00
-2.97E+00
-2.97E+00
-2.97E+00
-2.97E+00
-3.06E+00
-2.97E+00
-2.97E+00
-3.06E+00
-2.97E+00
-2.89E+00
-2.97E+00
-2.97E+00
-2.97E+00
-2.97E+00
-2.97E+00
-2.97E+00
-2.89E+00
-2.89E+00
-2.97E+00
-2.89E+00
-2.89E+00
-2.89E+00
-2.89E+00
-2.89E+00
-2.89E+00
-2.89E+00
-2.89E+00
-2.81E+00
-2.89E+00
-2.81E+00
-2.89E+00
-2.81E+00
-2.81E+00
-2.89E+00
-2.81E+00
-2.89E+00
-2.81E+00
-2.81E+00
-2.73E+00
-2.73E+00
-2.81E+00
-2.73E+00
-2.81E+00
-2.81E+00
-2.73E+00
-2.73E+00
-2.73E+00
-2.73E+00
-2.73E+00
-2.65E+00
-2.65E+00
-2.65E+00
-2.65E+00
-2.65E+00
-2.65E+00
-2.57E+00
-2.57E+00
-2.57E+00
-2.57E+00
-2.57E+00
-2.57E+00
-2.57E+00
-2.49E+00
-2.57E+00
-2.49E+00
-2.49E+00
-2.49E+00
-2.49E+00
-2.49E+00
-2.49E+00
-2.49E+00
-2.41E+00
-2.49E+00
-2.49E+00
-2.41E+00
-2.41E+00
-2.33E+00
-2.41E+00
-2.41E+00
-2.33E+00
-2.25E+00
-2.41E+00
-2.25E+00
-2.33E+00
-2.25E+00
-2.33E+00
-2.25E+00
-2.25E+00
-2.25E+00
-2.25E+00
-2.25E+00
-2.17E+00
-2.17E+00
-2.17E+00
-2.09E+00
-2.17E+00
-2.17E+00
-2.09E+00
-2.09E+00
-2.09E+00
-2.09E+00
-2.17E+00
-2.09E+00
-2.09E+00
-2.09E+00
-2.01E+00
-2.01E+00
-2.01E+00
-1.93E+00
-2.01E+00
-1.93E+00
-1.93E+00
-1.93E+00
-1.93E+00
-1.93E+00
-1.93E+00
-1.77E+00
-1.85E+00
-1.85E+00
-1.85E+00
-1.77E+00
-1.77E+00
-1.77E+00
-1.69E+00
-1.69E+00
-1.69E+00
-1.77E+00
-1.69E+00
-1.61E+00
-1.61E+00
-1.61E+00
-1.61E+00
-1.53E+00
-1.61E+00
-1.53E+00
-1.53E+00
-1.53E+00
-1.53E+00
-1.53E+00
-1.45E+00
-1.53E+00
-1.45E+00
-1.37E+00
-1.45E+00
-1.37E+00
-1.29E+00
-1.37E+00
-1.29E+00
-1.37E+00
-1.29E+00
-1.29E+00
-1.29E+00
-1.29E+00
-1.29E+00
-1.29E+00
-1.21E+00
-1.21E+00
-1.13E+00
-1.21E+00
-1.13E+00
-1.13E+00
-1.05E+00
-1.13E+00
-1.05E+00
-1.05E+00
-9.65E-01
-1.05E+00
-9.65E-01
-9.65E-01
-1.05E+00
-9.65E-01
-9.65E-01
-8.84E-01
-8.84E-01
-8.84E-01
-8.84E-01
-8.04E-01
-8.04E-01
-8.04E-01
-7.24E-01
-7.24E-01
-7.24E-01
-7.24E-01
-7.24E-01
-7.24E-01
-7.24E-01
-5.63E-01
-7.24E-01
-6.43E-01
-6.43E-01
-5.63E-01
-4.82E-01
-4.82E-01
-4.82E-01
-4.02E-01
-4.82E-01
-4.82E-01
-4.02E-01
-4.02E-01
-3.22E-01
-3.22E-01
-4.02E-01
-3.22E-01
-4.02E-01
-3.22E-01
-4.02E-01
-2.41E-01
-2.41E-01
-2.41E-01
-2.41E-01
-1.61E-01
-1.61E-01
-1.61E-01
-1.61E-01
-1.61E-01
-8.04E-02
-8.04E-02
-8.04E-02
-8.04E-02
-8.04E-02
0.00E+00
0.00E+00
0.00E+00
0.00E+00
8.04E-02
8.04E-02
0.00E+00
1.61E-01
1.61E-01
1.61E-01
1.61E-01
1.61E-01
1.61E-01
2.41E-01
2.41E-01
2.41E-01
2.41E-01
3.22E-01
4.02E-01
3.22E-01
3.22E-01
4.02E-01
4.02E-01
4.02E-01
4.02E-01
4.82E-01
4.82E-01
5.63E-01
4.82E-01
5.63E-01
5.63E-01
5.63E-01
5.63E-01
5.63E-01
6.43E-01
5.63E-01
6.43E-01
6.43E-01
7.24E-01
6.43E-01
7.24E-01
7.24E-01
7.24E-01
7.24E-01
7.24E-01
8.04E-01
8.04E-01
8.04E-01
8.04E-01
8.84E-01
8.84E-01
9.65E-01
8.84E-01
8.84E-01
9.65E-01
9.65E-01
9.65E-01
1.05E+00
1.05E+00
9.65E-01
1.13E+00
1.05E+00
1.13E+00
1.13E+00
1.13E+00
1.13E+00
1.13E+00
1.21E+00
1.21E+00
1.21E+00
1.29E+00
1.21E+00
1.29E+00
1.29E+00
1.21E+00
1.21E+00
1.29E+00
1.37E+00
1.29E+00
1.37E+00
1.45E+00
1.45E+00
1.37E+00
1.45E+00
1.45E+00
1.45E+00
1.53E+00
1.53E+00
1.53E+00
1.53E+00
1.53E+00
1.53E+00
1.53E+00
1.61E+00
1.61E+00
1.69E+00
1.61E+00
1.61E+00
1.69E+00
1.69E+00
1.77E+00
1.69E+00
1.69E+00
1.69E+00
1.77E+00
1.77E+00
1.77E+00
1.77E+00
1.77E+00
1.85E+00
1.85E+00
1.85E+00
1.85E+00
1.85E+00
1.85E+00
1.93E+00
1.93E+00
1.93E+00
1.93E+00
1.93E+00
2.01E+00
2.01E+00
2.01E+00
1.93E+00
2.09E+00
2.01E+00
2.01E+00
2.09E+00
2.01E+00
2.09E+00
2.09E+00
2.09E+00
2.17E+00
2.17E+00
2.09E+00
2.09E+00
2.25E+00
2.17E+00
2.17E+00
2.17E+00
2.17E+00
2.25E+00
2.25E+00
2.17E+00
2.25E+00
2.25E+00
2.33E+00
2.33E+00
2.33E+00
2.25E+00
2.33E+00
2.33E+00
2.33E+00
2.33E+00
2.33E+00
2.41E+00
2.41E+00
2.41E+00
2.33E+00
2.33E+00
2.41E+00
2.41E+00
2.41E+00
2.41E+00
2.49E+00
2.41E+00
2.41E+00
2.49E+00
2.49E+00
2.41E+00
2.49E+00
2.49E+00
2.57E+00
2.49E+00
2.57E+00
2.49E+00
2.49E+00
2.57E+00
2.57E+00
2.65E+00
2.65E+00
2.57E+00
2.57E+00
2.65E+00
2.57E+00
2.65E+00
2.65E+00
2.65E+00
2.57E+00
2.65E+00
2.65E+00
2.65E+00
2.65E+00
2.65E+00
2.73E+00
2.73E+00
2.73E+00
2.73E+00
2.65E+00
2.73E+00
2.73E+00
2.73E+00
2.65E+00
2.73E+00
2.73E+00
2.73E+00
2.81E+00
2.73E+00
2.73E+00
2.73E+00
2.81E+00
2.73E+00
2.81E+00
2.73E+00
2.81E+00
2.73E+00
2.81E+00
2.81E+00
2.81E+00
2.81E+00
2.73E+00
2.73E+00
2.81E+00
2.81E+00
2.89E+00
2.81E+00
2.81E+00
2.81E+00
2.81E+00
2.73E+00
2.81E+00
2.81E+00
2.89E+00
2.73E+00
2.89E+00
2.81E+00
2.81E+00
2.89E+00
2.81E+00
2.81E+00
2.81E+00
2.89E+00
2.81E+00
2.81E+00
2.81E+00
2.81E+00
2.81E+00
2.89E+00
2.81E+00
2.89E+00
2.89E+00
2.89E+00
2.81E+00
2.89E+00
2.81E+00
2.81E+00
2.89E+00
2.89E+00
2.81E+00
2.81E+00
2.81E+00
2.89E+00
2.81E+00
2.81E+00
2.89E+00
2.89E+00
2.73E+00
2.81E+00
2.81E+00
2.81E+00
2.81E+00
2.81E+00
2.81E+00
2.89E+00
2.81E+00
2.81E+00
2.81E+00
2.73E+00
2.89E+00
2.81E+00
2.81E+00
2.81E+00
2.81E+00
2.81E+00
2.73E+00
2.81E+00
2.73E+00
2.73E+00
2.73E+00
2.81E+00
2.73E+00
2.73E+00
2.73E+00
2.81E+00
2.73E+00
2.81E+00
2.65E+00
2.65E+00
2.65E+00
2.65E+00
2.73E+00
2.73E+00
2.65E+00
2.65E+00
2.65E+00
2.65E+00
2.65E+00
2.65E+00
2.65E+00
2.65E+00
2.65E+00
2.65E+00
2.65E+00
2.57E+00
2.57E+00
2.57E+00
2.65E+00
2.49E+00
2.57E+00
2.57E+00
2.57E+00
2.57E+00
2.57E+00
2.57E+00
2.49E+00
2.49E+00
2.49E+00
2.49E+00
2.49E+00
2.49E+00
2.41E+00
2.49E+00
2.41E+00
2.49E+00
2.41E+00
2.41E+00
2.41E+00
2.49E+00
2.33E+00
2.41E+00
2.41E+00
2.49E+00
2.41E+00
2.33E+00
2.33E+00
2.33E+00
2.33E+00
2.25E+00
2.33E+00
2.33E+00
2.25E+00
2.33E+00
2.17E+00
2.33E+00
2.17E+00
2.25E+00
2.17E+00
2.17E+00
2.25E+00
2.17E+00
2.17E+00
2.17E+00
2.09E+00
2.09E+00
2.09E+00
2.17E+00
2.09E+00
2.09E+00
2.09E+00
2.09E+00
2.01E+00
2.09E+00
2.09E+00
2.01E+00
2.01E+00
1.93E+00
2.01E+00
1.93E+00
1.93E+00
2.01E+00
1.93E+00
1.93E+00
1.85E+00
1.93E+00
1.85E+00
1.85E+00
1.85E+00
1.85E+00
1.77E+00
1.77E+00
1.77E+00
1.69E+00
1.85E+00
1.69E+00
1.69E+00
1.69E+00
1.69E+00
1.61E+00
1.61E+00
1.61E+00
1.61E+00
1.61E+00
1.61E+00
1.53E+00
1.61E+00
1.53E+00
1.53E+00
1.53E+00
1.53E+00
1.53E+00
1.45E+00
1.45E+00
1.37E+00
1.45E+00
1.37E+00
1.37E+00
1.37E+00
1.37E+00
1.37E+00
1.37E+00
1.37E+00
1.29E+00
1.29E+00
1.29E+00
1.37E+00
1.29E+00
1.21E+00
1.21E+00
1.21E+00
1.21E+00
1.21E+00
1.13E+00
1.05E+00
1.13E+00
1.13E+00
1.05E+00
9.65E-01
1.05E+00
1.05E+00
1.05E+00
1.05E+00
9.65E-01
9.65E-01
9.65E-01
9.65E-01
9.65E-01
8.84E-01
8.04E-01
8.84E-01
8.84E-01
8.04E-01
8.84E-01
8.04E-01
7.24E-01
8.04E-01
7.24E-01
7.24E-01
7.24E-01
7.24E-01
7.24E-01
6.43E-01
5.63E-01
6.43E-01
5.63E-01
6.43E-01
5.63E-01
5.63E-01
4.82E-01
4.82E-01
4.82E-01
4.82E-01
4.82E-01
4.82E-01
4.82E-01
4.02E-01
4.02E-01
4.02E-01
3.22E-01
3.22E-01
3.22E-01
3.22E-01
2.41E-01
1.61E-01
1.61E-01
1.61E-01
1.61E-01
8.04E-02
1.61E-01
8.04E-02
8.04E-02
8.04E-02
8.04E-02
0.00E+00
8.04E-02
8.04E-02
0.00E+00
0.00E+00
-8.04E-02
0.00E+00
-8.04E-02
-8.04E-02
-1.61E-01
-8.04E-02
-8.04E-02
-1.61E-01
-1.61E-01
-1.61E-01
-2.41E-01
-2.41E-01
-2.41E-01
-3.22E-01
-3.22E-01
-3.22E-01
-3.22E-01
-3.22E-01
-3.22E-01
-3.22E-01
-3.22E-01
-4.02E-01
-4.02E-01
-4.02E-01
-4.82E-01
-4.02E-01
-4.82E-01
-5.63E-01
-4.82E-01
-5.63E-01
-5.63E-01
-6.43E-01
-6.43E-01
-5.63E-01
-6.43E-01
-6.43E-01
-7.24E-01
-7.24E-01
-7.24E-01
-7.24E-01
-7.24E-01
-8.04E-01
-8.04E-01
-8.04E-01
-8.04E-01
-8.04E-01
-8.84E-01
-8.84E-01
-8.84E-01
-8.84E-01
-9.65E-01
-9.65E-01
-9.65E-01
-9.65E-01
-1.05E+00
-1.13E+00
-1.05E+00
-1.05E+00
-1.05E+00
-1.13E+00
-1.13E+00
-1.13E+00
-1.13E+00
-1.13E+00
-1.21E+00
-1.21E+00
-1.21E+00
-1.21E+00
-1.29E+00
-1.29E+00
-1.37E+00
-1.29E+00
-1.29E+00
-1.37E+00
-1.37E+00
-1.45E+00
-1.37E+00
-1.37E+00
-1.37E+00
-1.45E+00
-1.53E+00
-1.45E+00
-1.45E+00
-1.53E+00
-1.53E+00
-1.61E+00
-1.61E+00
-1.61E+00
-1.61E+00
-1.61E+00
-1.61E+00
-1.61E+00
-1.69E+00
-1.61E+00
-1.77E+00
-1.69E+00
-1.69E+00
-1.77E+00
-1.69E+00
-1.77E+00
-1.85E+00
-1.77E+00
-1.85E+00
-1.85E+00
-1.85E+00
-1.85E+00
-1.93E+00
-1.85E+00
-1.93E+00
-1.93E+00
-2.01E+00
-1.93E+00
-2.01E+00
-2.01E+00
-2.09E+00
-2.01E+00
-2.09E+00
-2.01E+00
-2.01E+00
-2.01E+00
-2.17E+00
-2.09E+00
-2.09E+00
-2.09E+00
-2.17E+00
-2.17E+00
-2.25E+00
-2.25E+00
-2.25E+00
-2.17E+00
-2.17E+00
-2.25E+00
-2.25E+00
-2.33E+00
-2.33E+00
-2.33E+00
-2.33E+00
-2.33E+00
-2.33E+00
-2.33E+00
-2.41E+00
-2.33E+00
-2.33E+00
-2.41E+00
-2.41E+00
-2.41E+00
-2.49E+00
-2.41E+00
-2.41E+00
-2.49E+00
-2.41E+00
-2.49E+00
-2.41E+00
-2.49E+00
-2.49E+00
-2.57E+00
-2.49E+00
-2.57E+00
-2.49E+00
-2.57E+00
-2.57E+00
-2.57E+00
-2.57E+00
-2.57E+00
-2.57E+00
-2.57E+00
-2.65E+00
-2.57E+00
-2.65E+00
-2.65E+00
-2.73E+00
-2.73E+00
-2.65E+00
-2.65E+00
-2.65E+00
-2.73E+00
-2.73E+00
-2.73E+00
-2.73E+00
-2.81E+00
-2.81E+00
-2.81E+00
-2.81E+00
-2.81E+00
-2.73E+00
-2.81E+00
-2.81E+00
-2.81E+00
-2.89E+00
-2.89E+00
-2.81E+00
-2.89E+00
-2.81E+00
-2.81E+00
-2.81E+00
-2.89E+00
-2.89E+00
-2.89E+00
-2.89E+00
-2.89E+00
-2.97E+00
-2.97E+00
-2.89E+00
-2.97E+00
-2.97E+00
-2.89E+00
-2.97E+00
-2.97E+00
-2.97E+00
-2.89E+00
-2.97E+00
-2.97E+00
-2.97E+00
-2.97E+00
-2.97E+00
-2.97E+00
-2.97E+00
-2.97E+00
-2.97E+00
-3.06E+00
-2.97E+00
-2.97E+00
-3.06E+00
-3.06E+00
-2.97E+00
-3.06E+00
-3.06E+00
-3.06E+00
-2.97E+00
-3.14E+00
-3.06E+00
-3.06E+00
-2.97E+00
-3.06E+00
-2.97E+00
-3.06E+00
-2.97E+00
-2.97E+00
-2.97E+00
-3.14E+00
-3.06E+00
-3.06E+00
-3.06E+00
-3.14E+00
-3.06E+00
-3.06E+00
-3.06E+00
-3.14E+00
-3.06E+00
-3.06E+00
-3.14E+00
-3.14E+00
-2.97E+00
-3.06E+00
-3.06E+00
-3.06E+00
-3.06E+00
-3.14E+00
-3.06E+00
-3.06E+00
-3.06E+00
-3.06E+00
-3.06E+00
-3.06E+00
-3.06E+00
-3.06E+00
-3.06E+00
-3.06E+00
-3.06E+00
-3.06E+00
-3.14E+00
-2.97E+00
-3.06E+00
-2.97E+00
-3.06E+00
-3.14E+00
-2.97E+00
-2.97E+00
-3.06E+00
-2.97E+00
-3.06E+00
-3.06E+00
-2.89E+00
-3.06E+00
-2.97E+00
-3.06E+00
-2.97E+00
-2.97E+00
-3.06E+00
-2.97E+00
-2.97E+00
-2.97E+00
-2.97E+00
-2.97E+00
-2.97E+00
-2.97E+00
-2.97E+00
-2.89E+00
-2.89E+00
-2.89E+00
-2.89E+00
-2.89E+00
-2.97E+00
-2.89E+00
-2.89E+00
-2.89E+00
-2.97E+00
-2.81E+00
-2.89E+00
-2.89E+00
-2.81E+00
-2.81E+00
-2.89E+00
-2.81E+00
-2.89E+00
-2.81E+00
-2.81E+00
-2.81E+00
-2.81E+00
-2.81E+00
-2.81E+00
-2.81E+00
-2.81E+00
-2.73E+00
-2.81E+00
-2.73E+00
-2.73E+00
-2.65E+00
-2.65E+00
-2.65E+00
-2.65E+00
-2.65E+00
-2.65E+00
-2.65E+00
-2.65E+00
-2.65E+00
-2.57E+00
-2.65E+00
-2.65E+00
-2.65E+00
-2.65E+00
-2.65E+00
-2.57E+00
-2.57E+00
-2.57E+00
-2.57E+00
-2.57E+00
-2.57E+00
-2.49E+00
-2.49E+00
-2.49E+00
-2.57E+00
-2.49E+00
-2.57E+00
-2.49E+00
-2.41E+00
-2.49E+00
-2.33E+00
-2.41E+00
-2.41E+00
-2.41E+00
-2.41E+00
-2.33E+00
-2.33E+00
-2.33E+00
-2.33E+00
-2.33E+00
-2.25E+00
-2.33E+00
-2.33E+00
-2.25E+00
-2.25E+00
-2.33E+00
-2.17E+00
-2.17E+00
-2.17E+00
-2.17E+00
-2.17E+00
-2.17E+00
-2.17E+00
-2.09E+00
-2.17E+00
-2.09E+00
-2.09E+00
-2.09E+00
-2.09E+00
-2.01E+00
-2.01E+00
-2.01E+00
-2.09E+00
-1.93E+00
-2.01E+00
-1.93E+00
-1.93E+00
-1.85E+00
-1.93E+00
-1.85E+00
-1.85E+00
-1.85E+00
-1.85E+00
-1.85E+00
-1.77E+00
-1.77E+00
-1.85E+00
-1.77E+00
-1.77E+00
-1.77E+00
-1.69E+00
-1.77E+00
-1.69E+00
-1.69E+00
-1.61E+00
-1.61E+00
-1.61E+00
-1.61E+00
-1.61E+00
-1.53E+00
-1.53E+00
-1.61E+00
-1.53E+00
-1.61E+00
-1.53E+00
-1.45E+00
-1.45E+00
-1.45E+00
-1.45E+00
-1.37E+00
-1.45E+00
-1.45E+00
-1.37E+00
-1.29E+00
-1.29E+00
-1.29E+00
-1.29E+00
-1.29E+00
-1.21E+00
-1.21E+00
-1.29E+00
-1.21E+00
-1.13E+00
-1.21E+00
-1.05E+00
-1.05E+00
-1.05E+00
-1.05E+00
-1.13E+00
-1.05E+00
-1.05E+00
-1.05E+00
-1.05E+00
-1.05E+00
-9.65E-01
-9.65E-01
-8.84E-01
-8.84E-01
-9.65E-01
-8.84E-01
-8.04E-01
-8.04E-01
-8.04E-01
-8.04E-01
-8.04E-01
-8.04E-01
-7.24E-01
-7.24E-01
-7.24E-01
-7.24E-01
-6.43E-01
-6.43E-01
-6.43E-01
-6.43E-01
-6.43E-01
-5.63E-01
-5.63E-01
-5.63E-01
-5.63E-01
-4.82E-01
-4.82E-01
-4.82E-01
-4.82E-01
-4.82E-01
-4.02E-01
-4.02E-01
-4.02E-01
-4.02E-01
-3.22E-01
-3.22E-01
-3.22E-01
-3.22E-01
-2.41E-01
-2.41E-01
-2.41E-01
-2.41E-01
-2.41E-01
-1.61E-01
-1.61E-01
-1.61E-01
-8.04E-02
-1.61E-01
-8.04E-02
-8.04E-02
0.00E+00
-8.04E-02
0.00E+00
0.00E+00];
y=[0.00E+00
0.00E+00
0.00E+00
8.04E-02
8.04E-02
1.61E-01
2.41E-01
8.04E-02
1.61E-01
1.61E-01
1.61E-01
1.61E-01
2.41E-01
2.41E-01
2.41E-01
3.22E-01
3.22E-01
3.22E-01
3.22E-01
4.02E-01
3.22E-01
3.22E-01
4.02E-01
4.02E-01
4.02E-01
4.82E-01
4.02E-01
4.82E-01
4.82E-01
4.82E-01
4.82E-01
4.82E-01
4.82E-01
4.82E-01
4.82E-01
4.82E-01
4.82E-01
5.63E-01
4.82E-01
4.82E-01
5.63E-01
4.82E-01
4.82E-01
5.63E-01
4.82E-01
4.82E-01
5.63E-01
5.63E-01
5.63E-01
5.63E-01
5.63E-01
5.63E-01
5.63E-01
5.63E-01
5.63E-01
5.63E-01
5.63E-01
5.63E-01
4.82E-01
5.63E-01
5.63E-01
5.63E-01
6.43E-01
5.63E-01
4.82E-01
5.63E-01
5.63E-01
5.63E-01
5.63E-01
5.63E-01
4.82E-01
5.63E-01
5.63E-01
5.63E-01
5.63E-01
5.63E-01
5.63E-01
5.63E-01
5.63E-01
5.63E-01
6.43E-01
5.63E-01
5.63E-01
5.63E-01
4.82E-01
5.63E-01
5.63E-01
6.43E-01
5.63E-01
5.63E-01
5.63E-01
5.63E-01
5.63E-01
6.43E-01
4.82E-01
6.43E-01
4.82E-01
5.63E-01
6.43E-01
6.43E-01
5.63E-01
5.63E-01
6.43E-01
5.63E-01
6.43E-01
6.43E-01
5.63E-01
6.43E-01
5.63E-01
5.63E-01
6.43E-01
5.63E-01
5.63E-01
6.43E-01
6.43E-01
5.63E-01
5.63E-01
6.43E-01
6.43E-01
5.63E-01
6.43E-01
5.63E-01
6.43E-01
5.63E-01
6.43E-01
5.63E-01
5.63E-01
6.43E-01
4.82E-01
5.63E-01
6.43E-01
6.43E-01
5.63E-01
6.43E-01
6.43E-01
6.43E-01
6.43E-01
5.63E-01
5.63E-01
5.63E-01
6.43E-01
5.63E-01
6.43E-01
6.43E-01
5.63E-01
6.43E-01
5.63E-01
5.63E-01
6.43E-01
6.43E-01
6.43E-01
5.63E-01
5.63E-01
5.63E-01
6.43E-01
5.63E-01
5.63E-01
6.43E-01
6.43E-01
6.43E-01
6.43E-01
6.43E-01
6.43E-01
6.43E-01
5.63E-01
6.43E-01
6.43E-01
5.63E-01
5.63E-01
6.43E-01
5.63E-01
6.43E-01
4.82E-01
6.43E-01
5.63E-01
6.43E-01
5.63E-01
6.43E-01
6.43E-01
6.43E-01
6.43E-01
7.24E-01
5.63E-01
5.63E-01
6.43E-01
6.43E-01
6.43E-01
6.43E-01
6.43E-01
5.63E-01
6.43E-01
6.43E-01
6.43E-01
7.24E-01
5.63E-01
5.63E-01
6.43E-01
5.63E-01
5.63E-01
6.43E-01
5.63E-01
5.63E-01
6.43E-01
6.43E-01
6.43E-01
6.43E-01
6.43E-01
5.63E-01
5.63E-01
6.43E-01
5.63E-01
6.43E-01
6.43E-01
7.24E-01
5.63E-01
6.43E-01
6.43E-01
5.63E-01
6.43E-01
5.63E-01
6.43E-01
5.63E-01
5.63E-01
5.63E-01
6.43E-01
6.43E-01
5.63E-01
6.43E-01
5.63E-01
5.63E-01
5.63E-01
5.63E-01
7.24E-01
5.63E-01
6.43E-01
6.43E-01
6.43E-01
6.43E-01
5.63E-01
6.43E-01
5.63E-01
6.43E-01
5.63E-01
5.63E-01
5.63E-01
5.63E-01
6.43E-01
6.43E-01
6.43E-01
6.43E-01
5.63E-01
6.43E-01
6.43E-01
6.43E-01
6.43E-01
5.63E-01
5.63E-01
5.63E-01
6.43E-01
5.63E-01
6.43E-01
6.43E-01
5.63E-01
6.43E-01
6.43E-01
7.24E-01
5.63E-01
5.63E-01
5.63E-01
6.43E-01
5.63E-01
6.43E-01
5.63E-01
5.63E-01
6.43E-01
6.43E-01
6.43E-01
5.63E-01
6.43E-01
5.63E-01
5.63E-01
6.43E-01
6.43E-01
5.63E-01
7.24E-01
5.63E-01
5.63E-01
5.63E-01
6.43E-01
4.82E-01
6.43E-01
5.63E-01
5.63E-01
6.43E-01
6.43E-01
7.24E-01
6.43E-01
5.63E-01
5.63E-01
5.63E-01
5.63E-01
6.43E-01
6.43E-01
5.63E-01
6.43E-01
5.63E-01
6.43E-01
5.63E-01
7.24E-01
5.63E-01
6.43E-01
5.63E-01
5.63E-01
6.43E-01
6.43E-01
5.63E-01
5.63E-01
5.63E-01
6.43E-01
6.43E-01
6.43E-01
5.63E-01
5.63E-01
6.43E-01
6.43E-01
5.63E-01
6.43E-01
6.43E-01
5.63E-01
6.43E-01
6.43E-01
5.63E-01
6.43E-01
5.63E-01
6.43E-01
5.63E-01
6.43E-01
5.63E-01
5.63E-01
6.43E-01
5.63E-01
6.43E-01
5.63E-01
5.63E-01
5.63E-01
5.63E-01
5.63E-01
5.63E-01
6.43E-01
5.63E-01
5.63E-01
6.43E-01
6.43E-01
6.43E-01
5.63E-01
5.63E-01
6.43E-01
6.43E-01
5.63E-01
5.63E-01
5.63E-01
5.63E-01
6.43E-01
5.63E-01
6.43E-01
5.63E-01
5.63E-01
5.63E-01
5.63E-01
6.43E-01
5.63E-01
5.63E-01
5.63E-01
5.63E-01
5.63E-01
6.43E-01
5.63E-01
6.43E-01
5.63E-01
4.82E-01
6.43E-01
6.43E-01
6.43E-01
6.43E-01
5.63E-01
5.63E-01
5.63E-01
5.63E-01
5.63E-01
5.63E-01
5.63E-01
4.82E-01
5.63E-01
5.63E-01
5.63E-01
5.63E-01
5.63E-01
5.63E-01
6.43E-01
6.43E-01
5.63E-01
5.63E-01
5.63E-01
5.63E-01
5.63E-01
5.63E-01
6.43E-01
5.63E-01
5.63E-01
5.63E-01
5.63E-01
5.63E-01
5.63E-01
4.82E-01
5.63E-01
5.63E-01
4.82E-01
5.63E-01
6.43E-01
5.63E-01
5.63E-01
5.63E-01
5.63E-01
5.63E-01
4.82E-01
6.43E-01
5.63E-01
6.43E-01
5.63E-01
4.82E-01
4.82E-01
5.63E-01
5.63E-01
4.82E-01
6.43E-01
5.63E-01
5.63E-01
5.63E-01
4.82E-01
4.82E-01
4.82E-01
4.82E-01
5.63E-01
5.63E-01
4.82E-01
5.63E-01
5.63E-01
4.82E-01
4.82E-01
4.82E-01
4.82E-01
5.63E-01
5.63E-01
4.82E-01
4.82E-01
4.82E-01
4.82E-01
5.63E-01
5.63E-01
5.63E-01
4.02E-01
4.02E-01
4.82E-01
4.82E-01
4.02E-01
4.02E-01
4.82E-01
4.02E-01
4.82E-01
4.02E-01
4.02E-01
4.02E-01
4.02E-01
4.02E-01
4.02E-01
3.22E-01
3.22E-01
3.22E-01
2.41E-01
2.41E-01
2.41E-01
2.41E-01
2.41E-01
2.41E-01
1.61E-01
1.61E-01
1.61E-01
8.04E-02
8.04E-02
8.04E-02
8.04E-02
8.04E-02
8.04E-02
0.00E+00
0.00E+00
0.00E+00
0.00E+00
-8.04E-02
-8.04E-02
0.00E+00
-8.04E-02
-1.61E-01
-1.61E-01
-1.61E-01
-2.41E-01
-1.61E-01
-2.41E-01
-1.61E-01
-2.41E-01
-2.41E-01
-3.22E-01
-3.22E-01
-3.22E-01
-2.41E-01
-4.02E-01
-3.22E-01
-4.02E-01
-4.02E-01
-4.82E-01
-4.82E-01
-4.02E-01
-4.82E-01
-4.82E-01
-4.82E-01
-4.82E-01
-5.63E-01
-5.63E-01
-5.63E-01
-6.43E-01
-6.43E-01
-6.43E-01
-7.24E-01
-7.24E-01
-7.24E-01
-7.24E-01
-7.24E-01
-8.04E-01
-8.04E-01
-7.24E-01
-8.04E-01
-8.04E-01
-8.84E-01
-8.84E-01
-8.84E-01
-8.84E-01
-9.65E-01
-9.65E-01
-9.65E-01
-9.65E-01
-9.65E-01
-1.05E+00
-1.13E+00
-1.05E+00
-1.05E+00
-1.13E+00
-1.13E+00
-1.13E+00
-1.13E+00
-1.21E+00
-1.21E+00
-1.29E+00
-1.21E+00
-1.21E+00
-1.29E+00
-1.29E+00
-1.29E+00
-1.29E+00
-1.29E+00
-1.37E+00
-1.29E+00
-1.45E+00
-1.45E+00
-1.37E+00
-1.45E+00
-1.37E+00
-1.45E+00
-1.45E+00
-1.45E+00
-1.53E+00
-1.45E+00
-1.53E+00
-1.53E+00
-1.53E+00
-1.61E+00
-1.69E+00
-1.53E+00
-1.69E+00
-1.69E+00
-1.69E+00
-1.69E+00
-1.69E+00
-1.77E+00
-1.77E+00
-1.77E+00
-1.77E+00
-1.77E+00
-1.77E+00
-1.85E+00
-1.85E+00
-1.77E+00
-1.93E+00
-1.85E+00
-1.85E+00
-1.85E+00
-1.85E+00
-1.93E+00
-1.93E+00
-1.93E+00
-1.93E+00
-2.01E+00
-2.01E+00
-2.09E+00
-2.01E+00
-2.01E+00
-2.09E+00
-2.09E+00
-2.01E+00
-2.09E+00
-2.17E+00
-2.17E+00
-2.09E+00
-2.17E+00
-2.09E+00
-2.17E+00
-2.17E+00
-2.25E+00
-2.25E+00
-2.25E+00
-2.33E+00
-2.25E+00
-2.25E+00
-2.33E+00
-2.25E+00
-2.25E+00
-2.33E+00
-2.33E+00
-2.33E+00
-2.25E+00
-2.33E+00
-2.33E+00
-2.33E+00
-2.41E+00
-2.33E+00
-2.41E+00
-2.41E+00
-2.49E+00
-2.49E+00
-2.49E+00
-2.41E+00
-2.49E+00
-2.49E+00
-2.49E+00
-2.57E+00
-2.49E+00
-2.49E+00
-2.49E+00
-2.57E+00
-2.57E+00
-2.57E+00
-2.65E+00
-2.65E+00
-2.57E+00
-2.65E+00
-2.65E+00
-2.57E+00
-2.65E+00
-2.65E+00
-2.65E+00
-2.73E+00
-2.65E+00
-2.73E+00
-2.73E+00
-2.73E+00
-2.73E+00
-2.65E+00
-2.73E+00
-2.81E+00
-2.73E+00
-2.81E+00
-2.73E+00
-2.89E+00
-2.73E+00
-2.73E+00
-2.89E+00
-2.73E+00
-2.81E+00
-2.81E+00
-2.81E+00
-2.89E+00
-2.81E+00
-2.89E+00
-2.81E+00
-2.81E+00
-2.81E+00
-2.89E+00
-2.89E+00
-2.81E+00
-2.89E+00
-2.89E+00
-2.89E+00
-2.89E+00
-2.97E+00
-2.89E+00
-2.97E+00
-2.97E+00
-2.97E+00
-2.97E+00
-2.89E+00
-2.97E+00
-2.89E+00
-2.97E+00
-3.06E+00
-2.89E+00
-2.97E+00
-2.97E+00
-2.89E+00
-2.89E+00
-2.97E+00
-2.97E+00
-2.97E+00
-2.97E+00
-2.97E+00
-3.06E+00
-3.06E+00
-3.06E+00
-2.97E+00
-2.97E+00
-2.97E+00
-3.06E+00
-2.97E+00
-2.97E+00
-3.06E+00
-2.97E+00
-2.97E+00
-2.97E+00
-2.97E+00
-2.97E+00
-3.06E+00
-2.97E+00
-2.97E+00
-3.06E+00
-3.06E+00
-3.06E+00
-3.06E+00
-3.06E+00
-2.97E+00
-2.97E+00
-2.97E+00
-3.06E+00
-3.06E+00
-2.97E+00
-2.97E+00
-2.97E+00
-3.06E+00
-3.06E+00
-3.06E+00
-2.97E+00
-3.06E+00
-2.97E+00
-3.06E+00
-3.06E+00
-2.97E+00
-3.06E+00
-2.97E+00
-2.97E+00
-3.06E+00
-2.97E+00
-2.97E+00
-3.06E+00
-2.97E+00
-2.97E+00
-2.97E+00
-2.97E+00
-3.06E+00
-2.97E+00
-2.97E+00
-2.97E+00
-2.97E+00
-2.97E+00
-2.97E+00
-2.89E+00
-3.06E+00
-2.97E+00
-2.97E+00
-2.89E+00
-2.89E+00
-3.06E+00
-2.89E+00
-2.89E+00
-2.89E+00
-2.89E+00
-2.97E+00
-2.89E+00
-2.89E+00
-2.89E+00
-2.97E+00
-2.89E+00
-2.89E+00
-2.89E+00
-2.89E+00
-2.81E+00
-2.89E+00
-2.89E+00
-2.81E+00
-2.81E+00
-2.81E+00
-2.89E+00
-2.81E+00
-2.81E+00
-2.81E+00
-2.81E+00
-2.81E+00
-2.73E+00
-2.81E+00
-2.73E+00
-2.81E+00
-2.81E+00
-2.65E+00
-2.73E+00
-2.73E+00
-2.73E+00
-2.65E+00
-2.73E+00
-2.73E+00
-2.65E+00
-2.73E+00
-2.65E+00
-2.57E+00
-2.65E+00
-2.57E+00
-2.57E+00
-2.57E+00
-2.57E+00
-2.65E+00
-2.57E+00
-2.57E+00
-2.65E+00
-2.57E+00
-2.57E+00
-2.57E+00
-2.49E+00
-2.57E+00
-2.57E+00
-2.49E+00
-2.49E+00
-2.49E+00
-2.41E+00
-2.49E+00
-2.41E+00
-2.41E+00
-2.41E+00
-2.41E+00
-2.41E+00
-2.33E+00
-2.33E+00
-2.33E+00
-2.41E+00
-2.33E+00
-2.33E+00
-2.33E+00
-2.33E+00
-2.25E+00
-2.33E+00
-2.25E+00
-2.25E+00
-2.17E+00
-2.25E+00
-2.17E+00
-2.25E+00
-2.17E+00
-2.17E+00
-2.09E+00
-2.17E+00
-2.09E+00
-2.17E+00
-2.09E+00
-2.09E+00
-2.09E+00
-2.01E+00
-2.01E+00
-2.09E+00
-2.09E+00
-2.01E+00
-2.01E+00
-1.93E+00
-1.93E+00
-2.01E+00
-1.93E+00
-1.85E+00
-1.93E+00
-1.93E+00
-1.93E+00
-1.77E+00
-1.85E+00
-1.85E+00
-1.85E+00
-1.85E+00
-1.77E+00
-1.77E+00
-1.85E+00
-1.69E+00
-1.77E+00
-1.77E+00
-1.69E+00
-1.69E+00
-1.69E+00
-1.61E+00
-1.69E+00
-1.61E+00
-1.61E+00
-1.53E+00
-1.53E+00
-1.53E+00
-1.53E+00
-1.45E+00
-1.53E+00
-1.53E+00
-1.45E+00
-1.45E+00
-1.45E+00
-1.45E+00
-1.45E+00
-1.37E+00
-1.37E+00
-1.37E+00
-1.37E+00
-1.29E+00
-1.29E+00
-1.29E+00
-1.21E+00
-1.21E+00
-1.29E+00
-1.21E+00
-1.29E+00
-1.21E+00
-1.13E+00
-1.13E+00
-1.13E+00
-1.13E+00
-1.13E+00
-1.05E+00
-1.13E+00
-1.05E+00
-1.05E+00
-9.65E-01
-9.65E-01
-9.65E-01
-9.65E-01
-8.84E-01
-9.65E-01
-8.84E-01
-8.84E-01
-8.84E-01
-8.84E-01
-8.04E-01
-8.04E-01
-8.04E-01
-8.04E-01
-7.24E-01
-7.24E-01
-7.24E-01
-7.24E-01
-7.24E-01
-6.43E-01
-6.43E-01
-6.43E-01
-5.63E-01
-5.63E-01
-5.63E-01
-5.63E-01
-4.82E-01
-5.63E-01
-4.82E-01
-4.82E-01
-4.82E-01
-4.02E-01
-4.02E-01
-4.02E-01
-4.02E-01
-4.02E-01
-3.22E-01
-2.41E-01
-3.22E-01
-2.41E-01
-2.41E-01
-2.41E-01
-2.41E-01
-2.41E-01
-2.41E-01
-2.41E-01
-2.41E-01
-1.61E-01
-8.04E-02
-8.04E-02
0.00E+00
0.00E+00
0.00E+00
-8.04E-02
0.00E+00
0.00E+00
0.00E+00
8.04E-02
8.04E-02
8.04E-02
8.04E-02
1.61E-01
1.61E-01
8.04E-02
2.41E-01
1.61E-01
2.41E-01
2.41E-01
2.41E-01
2.41E-01
2.41E-01
2.41E-01
3.22E-01
4.02E-01
3.22E-01
3.22E-01
4.02E-01
4.02E-01
4.02E-01
4.02E-01
4.02E-01
4.02E-01
4.82E-01
4.02E-01
4.82E-01
4.82E-01
4.02E-01
5.63E-01
4.02E-01
5.63E-01
4.82E-01
4.82E-01
6.43E-01
4.02E-01
4.82E-01
4.82E-01
4.82E-01
5.63E-01
5.63E-01
5.63E-01
5.63E-01
5.63E-01
4.82E-01
5.63E-01
5.63E-01
4.82E-01
5.63E-01
4.82E-01
4.82E-01
5.63E-01
5.63E-01
5.63E-01
5.63E-01
5.63E-01
4.82E-01
5.63E-01
5.63E-01
4.82E-01
4.82E-01
4.82E-01
5.63E-01
4.82E-01
6.43E-01
5.63E-01
5.63E-01
4.82E-01
4.82E-01
4.82E-01
5.63E-01
6.43E-01
4.82E-01
4.82E-01
5.63E-01
4.82E-01
6.43E-01
5.63E-01
5.63E-01
5.63E-01
5.63E-01
5.63E-01
5.63E-01
5.63E-01
5.63E-01
4.82E-01
5.63E-01
5.63E-01
5.63E-01
6.43E-01
4.82E-01
4.82E-01
5.63E-01
5.63E-01
5.63E-01
4.82E-01
6.43E-01
6.43E-01
5.63E-01
7.24E-01
5.63E-01
5.63E-01
5.63E-01
5.63E-01
5.63E-01
5.63E-01
6.43E-01
6.43E-01
5.63E-01
5.63E-01
6.43E-01
5.63E-01
6.43E-01
5.63E-01
6.43E-01
5.63E-01
5.63E-01
6.43E-01
5.63E-01
5.63E-01
5.63E-01
6.43E-01
6.43E-01
6.43E-01
5.63E-01
5.63E-01
5.63E-01
5.63E-01
6.43E-01
5.63E-01
5.63E-01
6.43E-01
7.24E-01
5.63E-01
6.43E-01
6.43E-01
6.43E-01
6.43E-01
6.43E-01
6.43E-01
5.63E-01
6.43E-01
6.43E-01
6.43E-01
5.63E-01
5.63E-01
5.63E-01
6.43E-01
5.63E-01
5.63E-01
6.43E-01
5.63E-01
5.63E-01
6.43E-01
6.43E-01
6.43E-01
5.63E-01
6.43E-01
6.43E-01
6.43E-01
6.43E-01
6.43E-01
6.43E-01
6.43E-01
7.24E-01
6.43E-01
5.63E-01
5.63E-01
5.63E-01
6.43E-01
5.63E-01
6.43E-01
7.24E-01
6.43E-01
6.43E-01
6.43E-01
6.43E-01
5.63E-01
5.63E-01
6.43E-01
6.43E-01
5.63E-01
5.63E-01
6.43E-01
5.63E-01
5.63E-01
5.63E-01
6.43E-01
6.43E-01
5.63E-01
5.63E-01
5.63E-01
6.43E-01
6.43E-01
6.43E-01
6.43E-01
5.63E-01
6.43E-01
6.43E-01
5.63E-01
6.43E-01
6.43E-01
5.63E-01
6.43E-01
6.43E-01
6.43E-01
6.43E-01
5.63E-01
5.63E-01
5.63E-01
5.63E-01
6.43E-01
6.43E-01
6.43E-01
6.43E-01
5.63E-01
6.43E-01
6.43E-01
6.43E-01
5.63E-01
6.43E-01
6.43E-01
6.43E-01
5.63E-01
5.63E-01
5.63E-01
6.43E-01
6.43E-01
6.43E-01
6.43E-01
6.43E-01
6.43E-01
6.43E-01
6.43E-01
5.63E-01
5.63E-01
6.43E-01
5.63E-01
6.43E-01
5.63E-01
5.63E-01
5.63E-01
6.43E-01
6.43E-01
6.43E-01
5.63E-01
6.43E-01
6.43E-01
6.43E-01
6.43E-01
6.43E-01
6.43E-01
5.63E-01
5.63E-01
6.43E-01
6.43E-01
5.63E-01
6.43E-01
5.63E-01
6.43E-01
6.43E-01
5.63E-01
6.43E-01
6.43E-01
6.43E-01
6.43E-01
5.63E-01
6.43E-01
6.43E-01
6.43E-01
6.43E-01
5.63E-01
5.63E-01
5.63E-01
5.63E-01
5.63E-01
5.63E-01
6.43E-01
6.43E-01
6.43E-01
5.63E-01
6.43E-01
7.24E-01
6.43E-01
6.43E-01
6.43E-01
5.63E-01
6.43E-01
6.43E-01
6.43E-01
5.63E-01
6.43E-01
6.43E-01
6.43E-01
6.43E-01
6.43E-01
6.43E-01
5.63E-01
6.43E-01
6.43E-01
6.43E-01
6.43E-01
5.63E-01
6.43E-01
6.43E-01
6.43E-01
6.43E-01
7.24E-01
5.63E-01
6.43E-01
5.63E-01
5.63E-01
6.43E-01
6.43E-01
5.63E-01
5.63E-01
6.43E-01
5.63E-01
5.63E-01
6.43E-01
7.24E-01
6.43E-01
5.63E-01
6.43E-01
6.43E-01
6.43E-01
6.43E-01
4.82E-01
5.63E-01
6.43E-01
5.63E-01
5.63E-01
6.43E-01
6.43E-01
5.63E-01
5.63E-01
6.43E-01
5.63E-01
5.63E-01
5.63E-01
6.43E-01
5.63E-01
5.63E-01
6.43E-01
6.43E-01
5.63E-01
4.82E-01
5.63E-01
6.43E-01
5.63E-01
6.43E-01
5.63E-01
6.43E-01
4.82E-01
5.63E-01
6.43E-01
6.43E-01
6.43E-01
5.63E-01
6.43E-01
6.43E-01
5.63E-01
4.82E-01
5.63E-01
7.24E-01
5.63E-01
5.63E-01
5.63E-01
5.63E-01
6.43E-01
5.63E-01
5.63E-01
6.43E-01
4.82E-01
6.43E-01
5.63E-01
5.63E-01
5.63E-01
5.63E-01
6.43E-01
5.63E-01
7.24E-01
5.63E-01
6.43E-01
6.43E-01
6.43E-01
5.63E-01
5.63E-01
5.63E-01
5.63E-01
5.63E-01
5.63E-01
6.43E-01
4.82E-01
4.82E-01
5.63E-01
6.43E-01
5.63E-01
5.63E-01
6.43E-01
4.82E-01
5.63E-01
6.43E-01
6.43E-01
5.63E-01
5.63E-01
5.63E-01
5.63E-01
4.82E-01
5.63E-01
5.63E-01
5.63E-01
5.63E-01
5.63E-01
5.63E-01
5.63E-01
4.82E-01
5.63E-01
5.63E-01
6.43E-01
5.63E-01
4.82E-01
5.63E-01
5.63E-01
5.63E-01
4.82E-01
4.82E-01
4.82E-01
5.63E-01
5.63E-01
4.82E-01
5.63E-01
5.63E-01
6.43E-01
4.82E-01
5.63E-01
5.63E-01
5.63E-01
4.82E-01
4.82E-01
5.63E-01
4.02E-01
5.63E-01
4.82E-01
5.63E-01
4.82E-01
5.63E-01
4.82E-01
5.63E-01
5.63E-01
4.82E-01
4.82E-01
4.82E-01
5.63E-01
4.82E-01
4.82E-01
4.82E-01
4.82E-01
4.82E-01
4.82E-01
4.02E-01
4.82E-01
4.82E-01
4.82E-01
4.82E-01
4.82E-01
4.02E-01
4.02E-01
4.02E-01
4.02E-01
4.02E-01
4.02E-01
3.22E-01
3.22E-01
3.22E-01
4.02E-01
1.61E-01
1.61E-01
2.41E-01
2.41E-01
1.61E-01
1.61E-01
1.61E-01
1.61E-01
1.61E-01
1.61E-01
8.04E-02
8.04E-02
8.04E-02
8.04E-02
0.00E+00
0.00E+00
0.00E+00
0.00E+00
-8.04E-02
0.00E+00
0.00E+00
-8.04E-02
-8.04E-02
-1.61E-01
-8.04E-02
-1.61E-01
-1.61E-01
-2.41E-01
-2.41E-01
-2.41E-01
-2.41E-01
-3.22E-01
-2.41E-01
-3.22E-01
-3.22E-01
-3.22E-01
-3.22E-01
-4.02E-01
-4.02E-01
-3.22E-01
-4.82E-01
-4.82E-01
-4.82E-01
-5.63E-01
-5.63E-01
-4.82E-01
-5.63E-01
-5.63E-01
-5.63E-01
-6.43E-01
-6.43E-01
-6.43E-01
-6.43E-01
-6.43E-01
-6.43E-01
-7.24E-01
-8.04E-01
-8.04E-01
-7.24E-01
-8.04E-01
-8.04E-01
-8.84E-01
-8.04E-01
-8.84E-01
-8.84E-01
-9.65E-01
-8.84E-01
-9.65E-01
-9.65E-01
-9.65E-01
-1.05E+00
-1.05E+00
-1.13E+00
-1.05E+00
-1.05E+00
-1.05E+00
-1.13E+00
-1.13E+00
-1.13E+00
-1.13E+00
-1.13E+00
-1.21E+00
-1.13E+00
-1.21E+00
-1.21E+00
-1.29E+00
-1.37E+00
-1.29E+00
-1.29E+00
-1.29E+00
-1.37E+00
-1.37E+00
-1.37E+00
-1.37E+00
-1.45E+00
-1.37E+00
-1.45E+00
-1.53E+00
-1.45E+00
-1.45E+00
-1.53E+00
-1.53E+00
-1.61E+00
-1.61E+00
-1.53E+00
-1.53E+00
-1.61E+00
-1.61E+00
-1.61E+00
-1.69E+00
-1.61E+00
-1.77E+00
-1.69E+00
-1.69E+00
-1.69E+00
-1.77E+00
-1.77E+00
-1.69E+00
-1.77E+00
-1.77E+00
-1.77E+00
-1.85E+00
-1.85E+00
-1.85E+00
-1.93E+00
-1.85E+00
-1.93E+00
-1.93E+00
-1.93E+00
-1.93E+00
-2.01E+00
-1.93E+00
-2.01E+00
-2.01E+00
-2.01E+00
-2.09E+00
-2.01E+00
-2.01E+00
-2.01E+00
-2.17E+00
-2.09E+00
-2.17E+00
-2.09E+00
-2.09E+00
-2.09E+00
-2.25E+00
-2.17E+00
-2.25E+00
-2.25E+00
-2.17E+00
-2.25E+00
-2.25E+00
-2.25E+00
-2.33E+00
-2.33E+00
-2.33E+00
-2.25E+00
-2.25E+00
-2.41E+00
-2.33E+00
-2.33E+00
-2.33E+00
-2.41E+00
-2.33E+00
-2.33E+00
-2.41E+00
-2.41E+00
-2.41E+00
-2.49E+00
-2.49E+00
-2.49E+00
-2.57E+00
-2.49E+00
-2.57E+00
-2.57E+00
-2.49E+00
-2.57E+00
-2.57E+00
-2.57E+00
-2.49E+00
-2.49E+00
-2.57E+00
-2.57E+00
-2.65E+00
-2.57E+00
-2.65E+00
-2.65E+00
-2.57E+00
-2.65E+00
-2.65E+00
-2.73E+00
-2.73E+00
-2.65E+00
-2.65E+00
-2.73E+00
-2.65E+00
-2.73E+00
-2.73E+00
-2.65E+00
-2.81E+00
-2.73E+00
-2.73E+00
-2.81E+00
-2.81E+00
-2.73E+00
-2.81E+00
-2.81E+00
-2.81E+00
-2.81E+00
-2.81E+00
-2.81E+00
-2.89E+00
-2.89E+00
-2.89E+00
-2.81E+00
-2.81E+00
-2.89E+00
-2.81E+00
-2.89E+00
-2.97E+00
-2.97E+00
-2.89E+00
-2.89E+00
-2.97E+00
-2.89E+00
-2.89E+00
-2.89E+00
-2.97E+00
-2.97E+00
-2.97E+00
-2.89E+00
-2.97E+00
-2.97E+00
-2.97E+00
-2.97E+00
-2.97E+00
-2.97E+00
-2.97E+00
-3.06E+00
-2.97E+00
-2.97E+00
-2.97E+00
-2.89E+00
-3.06E+00
-2.97E+00
-2.97E+00
-3.06E+00
-3.06E+00
-2.97E+00
-3.06E+00
-2.97E+00
-2.97E+00
-2.97E+00
-2.97E+00
-3.06E+00
-2.97E+00
-2.97E+00
-3.06E+00
-2.97E+00
-3.06E+00
-3.06E+00
-3.06E+00
-2.97E+00
-3.06E+00
-3.06E+00
-3.06E+00
-3.06E+00
-2.97E+00
-2.97E+00
-3.06E+00
-2.97E+00
-2.97E+00
-2.97E+00
-3.06E+00
-3.06E+00
-2.97E+00
-3.06E+00
-3.06E+00
-3.06E+00
-2.97E+00
-2.97E+00
-3.06E+00
-3.06E+00
-3.06E+00
-3.06E+00
-2.97E+00
-2.97E+00
-2.97E+00
-2.97E+00
-2.97E+00
-2.97E+00
-2.97E+00
-2.97E+00
-2.97E+00
-2.97E+00
-2.97E+00
-2.97E+00
-2.97E+00
-2.89E+00
-2.97E+00
-2.97E+00
-2.89E+00
-3.06E+00
-2.97E+00
-2.89E+00
-2.89E+00
-2.97E+00
-2.97E+00
-2.89E+00
-2.89E+00
-2.89E+00
-2.97E+00
-2.89E+00
-2.89E+00
-2.89E+00
-2.89E+00
-2.97E+00
-2.89E+00
-2.89E+00
-2.89E+00
-2.89E+00
-2.97E+00
-2.89E+00
-2.89E+00
-2.81E+00
-2.89E+00
-2.89E+00
-2.81E+00
-2.81E+00
-2.81E+00
-2.73E+00
-2.81E+00
-2.73E+00
-2.81E+00
-2.73E+00
-2.81E+00
-2.73E+00
-2.73E+00
-2.73E+00
-2.73E+00
-2.73E+00
-2.73E+00
-2.81E+00
-2.65E+00
-2.73E+00
-2.73E+00
-2.65E+00
-2.65E+00
-2.65E+00
-2.65E+00
-2.65E+00
-2.73E+00
-2.57E+00
-2.65E+00
-2.57E+00
-2.65E+00
-2.65E+00
-2.57E+00
-2.57E+00
-2.57E+00
-2.49E+00
-2.57E+00
-2.57E+00
-2.49E+00
-2.57E+00
-2.49E+00
-2.49E+00
-2.49E+00
-2.49E+00
-2.49E+00
-2.41E+00
-2.41E+00
-2.41E+00
-2.41E+00
-2.41E+00
-2.33E+00
-2.41E+00
-2.41E+00
-2.33E+00
-2.33E+00
-2.33E+00
-2.33E+00
-2.25E+00
-2.33E+00
-2.25E+00
-2.25E+00
-2.17E+00
-2.25E+00
-2.17E+00
-2.17E+00
-2.17E+00
-2.09E+00
-2.09E+00
-2.09E+00
-2.09E+00
-2.17E+00
-2.17E+00
-2.17E+00
-2.01E+00
-2.01E+00
-2.01E+00
-2.01E+00
-2.09E+00
-2.01E+00
-2.09E+00
-1.93E+00
-1.93E+00
-2.01E+00
-1.93E+00
-1.93E+00
-1.93E+00
-1.93E+00
-1.93E+00
-1.93E+00
-1.93E+00
-1.85E+00
-1.85E+00
-1.77E+00
-1.85E+00
-1.77E+00
-1.77E+00
-1.77E+00
-1.77E+00
-1.61E+00
-1.77E+00
-1.61E+00
-1.61E+00
-1.61E+00
-1.61E+00
-1.61E+00
-1.61E+00
-1.53E+00
-1.61E+00
-1.61E+00
-1.53E+00
-1.45E+00
-1.53E+00
-1.53E+00
-1.45E+00
-1.45E+00
-1.45E+00
-1.45E+00
-1.45E+00
-1.45E+00
-1.37E+00
-1.45E+00
-1.45E+00
-1.45E+00
-1.37E+00
-1.29E+00
-1.29E+00
-1.37E+00
-1.29E+00
-1.21E+00
-1.21E+00
-1.13E+00
-1.21E+00
-1.13E+00
-1.13E+00
-1.21E+00
-1.13E+00
-1.13E+00
-1.05E+00
-1.05E+00
-9.65E-01
-9.65E-01
-9.65E-01
-9.65E-01
-9.65E-01
-9.65E-01
-8.84E-01
-8.84E-01
-9.65E-01
-8.84E-01
-9.65E-01
-8.04E-01
-8.04E-01
-8.04E-01
-8.04E-01
-8.04E-01
-7.24E-01
-7.24E-01
-7.24E-01
-7.24E-01
-6.43E-01
-6.43E-01
-6.43E-01
-5.63E-01
-6.43E-01
-5.63E-01
-6.43E-01
-5.63E-01
-4.82E-01
-4.82E-01
-4.82E-01
-4.82E-01
-4.82E-01
-4.02E-01
-3.22E-01
-4.02E-01
-4.02E-01
-3.22E-01
-3.22E-01
-3.22E-01
-3.22E-01
-1.61E-01
-3.22E-01
-1.61E-01
-3.22E-01
-1.61E-01
-1.61E-01
-1.61E-01
-1.61E-01
-1.61E-01
-1.61E-01
0.00E+00
-8.04E-02
0.00E+00
0.00E+00
0.00E+00
0.00E+00
-8.04E-02];

%scatter(x,y,'filled')
%hold on
%scatter(x,y,'filled')
plot(t,x)
hold on
plot(t,y)
grid on
xlabel('Tiempo (s)') 
ylabel('Voltaje (V)')

%xticks([0 0.45 0.5 0.55 0.6 0.65 0.7 0.75 0.8 1])
%xticklabels({'0','0.45','0.5','0.55','0.6','0.65','0.7','0.75','0.8','1'})
yticks([-3 -2 -1 0 0.643 1 2 3])
